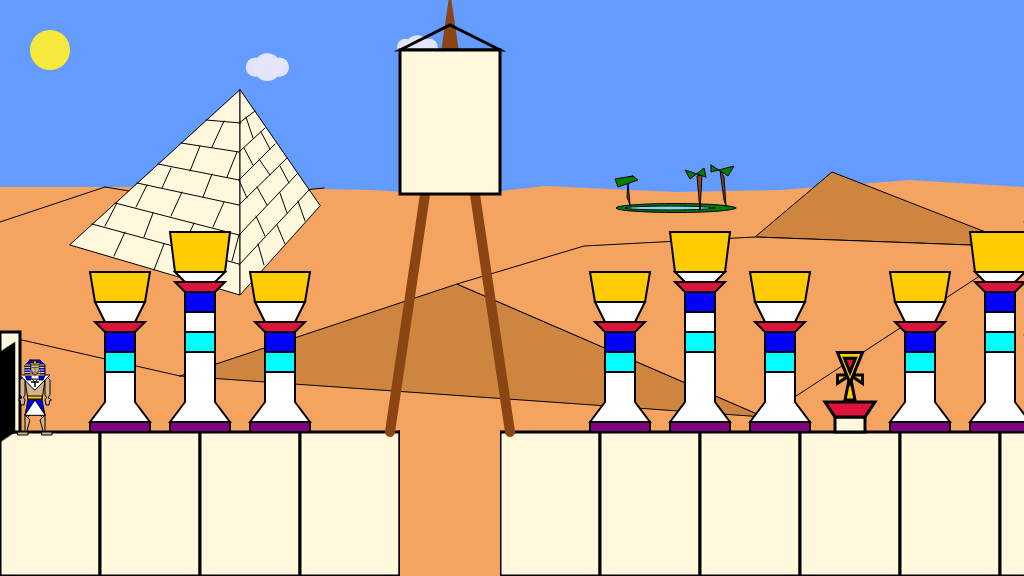
Frame 1 (no input)
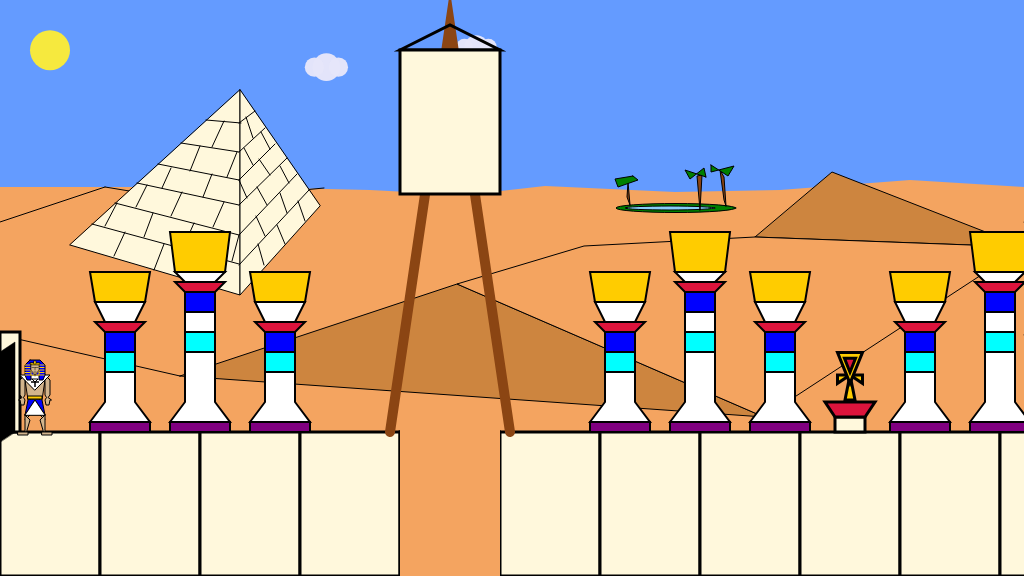
Frame 60 (no input)
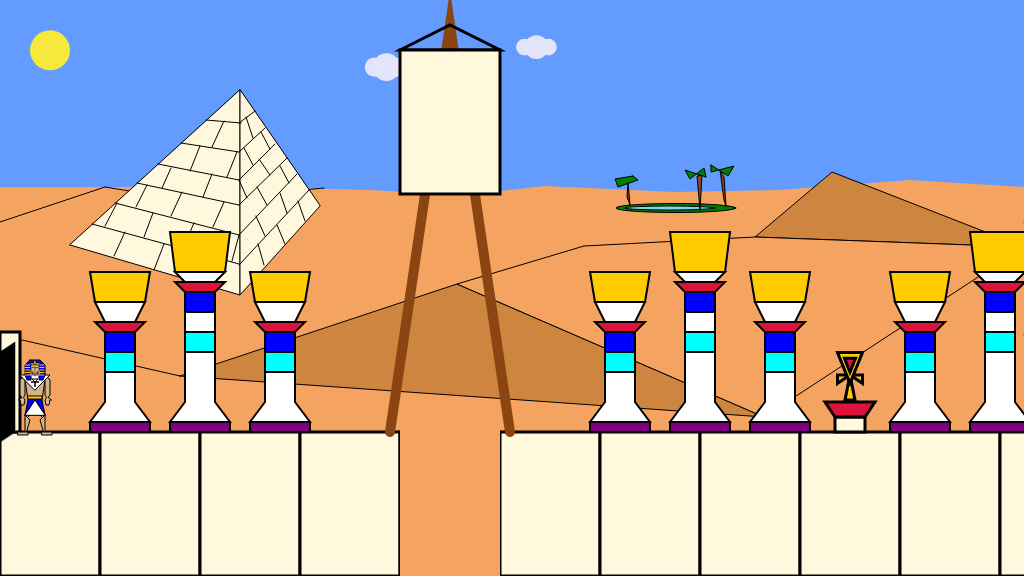
Frame 120 (the mouse pressed at the canvas centre since frame 60)

The p5.js sketch that drew these frames (run headless with seeded random() and noise() and a simulated clock; from frame 60 on, the mouse is pressed at the canvas centre):

// p5.js sketch
// ── sketch.js
/*

The Game Project

Part 5

*/

var floorPos_y;

var gameChar_x;
var gameCharAbs_x;
var gameChar_y;
var isLeft;
var isRight;
var isFalling;
var isJumping;
var isPlummeting;
var gameChar_verSpeed;
var gravity;
var scrollPos;

var levelWidth;

var treePos_X;
var treePos_y;

var canyon;
var collectable;

var mountain;
var cloud;
var sun;
var char;
var bg;

function setup()
{
    
createCanvas(1024, 576);
                                                   //Initial_values
floorPos_y = 432; 


isLeft = false;
isRight = false;
isFalling = false;
isJumping = false;
isPlummeting = false;
gameChar_verSpeed = 0;
gravity = 1.1;
scrollPos = 0;
levelWidth = 3000;       
    
                                                   //Character_start
gameCharAbs_x = 35;
gameChar_y = floorPos_y;

                                                    //Trees_(column)_position(s)
treePos_X = [200, 700, 1000, 1900, 2600];
treePos_y = floorPos_y;

                                                    //BG_Clouds_position(s)
cloud = [{pos_x: random(-levelWidth, levelWidth),
         pos_y: 25 + random(-10, 30),
         d: 26 + random(-5, 5),
         color: [230, 230, 250, 250]},
         {pos_x: random(width * 0.2, width * 0.8),
         pos_y: 25 + random(-10, 30),
         d: 26 + random(-5, 5),
         color: [230, 230, 250, 250]},
         {pos_x: random(-levelWidth, levelWidth),
         pos_y: 29 + random(-10, 30),
         d: 21 + random(-5, 5),
         color: [230, 230, 250, 250]},
         {pos_x: random(-levelWidth, levelWidth),
         pos_y: 21 + random(-10, 30),
         d: 25 + random(-5, 5),
         color: [230, 230, 250, 250]}];

                                                    //BG_Mountain_position(s)
mountain = {pos_x: 240,
            pos_y: 295};

                                                    //BG_Sun_position(s)
sun = {pos_x: 50,
       pos_y: 50,
       d: 5,
       color: [255, 239, 50, 240]};

                                                    //Canyon_position(s)
canyon = [{pos_x: 400,
          pos_y: floorPos_y,
          width: 100,
          br_height: 35,
          br_width: 10},
          {pos_x: 1200,
          pos_y: floorPos_y,
          width: 120,
          br_height: 35,
          br_width: 10},
          {pos_x: 1450,
          pos_y: floorPos_y,
          width: 150,
          br_height: 35,
          br_width: 10},
          {pos_x: 2200,
          pos_y: floorPos_y,
          width: 150,
          br_height: 35,
          br_width: 10}];

                                                    //Collectable_position(s)
collectable = [{pos_x: 850,
               pos_y: floorPos_y - 32,
               size: 50,
               isFound: false},
              {pos_x: canyon[1].pos_x + canyon[1].width + 70,
               pos_y: floorPos_y - 32,
               size: 50,
               isFound: false},
              {pos_x: levelWidth - 100,
               pos_y: floorPos_y - 32,
               size: 50,
               isFound: false}];

                                                    //Scenery_colours
bg = {col_sand_dark: [205, 133, 63],
      col_sand_light: [244, 164, 96],
      col_stone: [255, 248, 220],
      col_green: [0, 128, 0],
      col_blue: [135, 206, 250],
      col_brown: [139, 69, 19],
      col_sky: [100, 155, 255]};

                                                    //Character_colours
char = {col_skin: [210, 180, 140],
        col_cloth_1:[0, 0, 255],
        col_cloth_2:[255, 255, 255],
        col_accessories:[255, 204, 0]};
    
}
    

function draw()
{
//----------------------------------------------------------------------------------------------------BACKGROUND_START
                                                    //---Activate_BG_scroll---
    push();
    translate(scrollPos, 0);  
//--------------------------------------------------------------------------------------------------------------------
    
                                                    //---Draw_background---
    
	colour_sky();
    
    draw_sun();
        
    draw_desertBG();
    
    draw_clouds();
    
    draw_ground();
    
    draw_trees();
    
                                                    //---Canyon---
    
    isPlummeting = false;
    for (let i = 0 ; i < canyon.length ; i++)
        {
            draw_canyons(canyon[i]);
            check_canyons(canyon[i]);
            borders_canyons(canyon[i]);
        }
    
                                                    //---Collectables---
    
    for (let i = 0 ; i < collectable.length ; i++)
        {
            draw_collectables(collectable[i]);
            check_collectables(collectable[i]);
        }
    
    
    draw_entrance();
    
                                                    //---Stop_BG_scroll---
    pop();

//------------------------------------------------------------------------------------------------------BACKGROUND_END   

                                                    //---Absolute_Position---
    gameChar_x = gameCharAbs_x + scrollPos;    
                                                    //---Game_Character
    drawGameChar();

//--------------------------------------------------------------------------------------------------OVERLAPING_SCENERY
    
                                                    //---Entrance_Dark---
    
    draw_entranceEnter();

    

//-------------------------------------------------------------------------------------------------------------MOVEMENT

movement_horizontal();
movement_vertical();


//----------------------------------------------------------------------------------------------------------END_OF_DRAW

}

//------------------------------------------------------------------------------------------------------------FUNCTIONS

                                    //---Controls---

function keyPressed()
{
    if (keyCode == 39)
        {
            isRight = true;
            isLeft = false;
        }
    else if (keyCode == 37) 
        {
            isLeft = true;
            isRight = false;
        }
    else if ((keyCode == 32)&&(isFalling == false)&&(isJumping == false)&&(gameChar_x > 28))
        {
            isJumping = true;
            gameChar_y -= 5;
            gameChar_verSpeed = -18;
        }
}

function keyReleased()
{
    if (keyCode == 39){
        isRight = false;
    }
    else if (keyCode == 37){
        isLeft = false;
    }
    else if (keyCode == 32){
        isJumping = false;
    }
}


                                    //---Drawing_functions---

function drawGameChar()
{
                                            //---Walking_Right---

    
    if ((isRight == true)&(isFalling == false)&&(isJumping == false))
{
//--------------------------------------------------------------------------------------------------WALKNG_RIGHT_START
    
    //!---------WALKING_RIGHT_TORSO----------
    
    //push();
    fill(char.col_skin);
    stroke(0);
    strokeWeight(1);
    
    beginShape();
        vertex(gameChar_x - 10, gameChar_y - 57);
        vertex(gameChar_x - 10, gameChar_y - 52);
        vertex(gameChar_x - 7, gameChar_y - 32);
        vertex(gameChar_x + 7, gameChar_y - 32);
        vertex(gameChar_x + 10, gameChar_y - 52);
        vertex(gameChar_x + 10, gameChar_y - 57); 
    endShape(CLOSE); 
    //pop();
    
    
    
    //!--------WALKING_RIGHT_HANDS---------
    
    //----------WALKING_RIGHT_RightHand----------
    
    //push();
    fill(char.col_skin);
    stroke(0);
    strokeWeight(1);
    
    beginShape();
        vertex(gameChar_x + 10, gameChar_y - 57);
        vertex(gameChar_x + 10, gameChar_y - 52);
        vertex(gameChar_x + 25, gameChar_y - 52);
        vertex(gameChar_x + 20, gameChar_y - 57);
    endShape(CLOSE);
    
    beginShape();
        vertex(gameChar_x + 15, gameChar_y - 67);
        vertex(gameChar_x + 20, gameChar_y - 52);
        vertex(gameChar_x + 25, gameChar_y - 52);
    endShape(CLOSE);
    
    beginShape();
        vertex(gameChar_x + 15, gameChar_y - 67);
        vertex(gameChar_x + 24, gameChar_y - 67);
        vertex(gameChar_x + 24, gameChar_y - 68);
        vertex(gameChar_x + 15, gameChar_y - 68);
    endShape(CLOSE);
    
    //----------WALKING_RIGHT_LeftHand----------
    
    beginShape();
        vertex(gameChar_x - 10, gameChar_y - 57);
        vertex(gameChar_x - 10, gameChar_y - 52);
        vertex(gameChar_x - 20, gameChar_y - 52);
        vertex(gameChar_x - 25, gameChar_y - 57);
    endShape(CLOSE);
    
    beginShape();
        vertex(gameChar_x - 20, gameChar_y - 57);
        vertex(gameChar_x - 15, gameChar_y - 43);
        vertex(gameChar_x - 25, gameChar_y - 57);
    endShape(CLOSE);
    
    beginShape();
        vertex(gameChar_x - 15, gameChar_y - 42);
        vertex(gameChar_x - 24, gameChar_y - 42);
        vertex(gameChar_x - 24, gameChar_y - 43);
        vertex(gameChar_x - 15, gameChar_y - 43);
    endShape(CLOSE);
    
    //pop();
    
    
    
    //!---------WALKING_RIGHT_LEGS----------
    
    //----------WALKING_RIGHT_RightThigh----------
    
    //push();
    fill(char.col_skin);
    stroke(0);
    strokeWeight(1);
    
    beginShape();
        vertex(gameChar_x + 7, gameChar_y - 32);
        vertex(gameChar_x + 15, gameChar_y - 12);
        vertex(gameChar_x, gameChar_y - 32);
    endShape(CLOSE);
    
    //----------WALKING_RIGHT_RightShin----------
    
    beginShape();
        vertex(gameChar_x + 15, gameChar_y - 17);
        vertex(gameChar_x + 15, gameChar_y + 2);
        vertex(gameChar_x + 10, gameChar_y - 17);
    endShape(CLOSE);
    
    //----------WALKING_RIGHT_RightFeet----------
    
    beginShape();
        vertex(gameChar_x + 23, gameChar_y);
        vertex(gameChar_x + 23, gameChar_y + 3);
        vertex(gameChar_x + 13, gameChar_y + 3);
        vertex(gameChar_x + 13, gameChar_y);
    endShape(CLOSE);
    
    //----------WALKING_RIGHT_LeftThigh----------
    
    beginShape();
        vertex(gameChar_x, gameChar_y - 32);
        vertex(gameChar_x, gameChar_y - 12);
        vertex(gameChar_x - 7, gameChar_y - 32);
    endShape(CLOSE);
    
    //----------WALKING_RIGHT_LeftShin----------
    
    beginShape();
        vertex(gameChar_x, gameChar_y - 17);
        vertex(gameChar_x, gameChar_y - 12);
        vertex(gameChar_x - 15, gameChar_y + 2);
        vertex(gameChar_x - 5, gameChar_y - 17);
    endShape(CLOSE);
    
    //----------WALKING_RIGHT_LeftFeet----------
    
    rect(gameChar_x - 20 + 3, gameChar_y, 10,3);
    
    //pop();
    
    
    
    //!---------WALKING_RIGHT_CLOTHES----------
    
    //----------WALKING_RIGHT_Chestpiece----------
    
    //push();
    stroke(0);
    strokeWeight(1);
    fill(char.col_cloth_2);
    triangle(gameChar_x - 15, gameChar_y - 57,
                gameChar_x + 15, gameChar_y - 57,
                    gameChar_x, gameChar_y - 42);
    
    strokeWeight(1);
    stroke('Black');
    beginShape();
        vertex(gameChar_x - 3, gameChar_y - 53);
        vertex(gameChar_x + 3, gameChar_y - 53);
        vertex(gameChar_x, gameChar_y - 50);
        vertex(gameChar_x - 4, gameChar_y - 50);
        vertex(gameChar_x + 4, gameChar_y - 50);
        vertex(gameChar_x, gameChar_y - 50);
        vertex(gameChar_x, gameChar_y - 45)
        vertex(gameChar_x, gameChar_y - 50);
        vertex(gameChar_x - 3, gameChar_y - 53);
    endShape();
    
    //pop();
    
    //----------WALKING_RIGHT_Skirt----------
    
    push()
    stroke(0);
    strokeWeight(1);
    fill(char.col_cloth_1);
    
    beginShape();
        vertex(gameChar_x - 7, gameChar_y - 32);
        vertex(gameChar_x - 10, gameChar_y - 17);
        vertex(gameChar_x, gameChar_y - 32);
        vertex(gameChar_x + 15, gameChar_y - 17);
        vertex(gameChar_x + 7, gameChar_y - 32);
    endShape();
    
    fill(char.col_cloth_2);
    triangle(gameChar_x - 10, gameChar_y - 17,
                gameChar_x, gameChar_y - 32,
                    gameChar_x + 15, gameChar_y - 17);
    
    //pop();
    
    //----------WALKING_RIGHT_Belt-----------
    
    //push();
    stroke(0);
    strokeWeight(1);
    fill(char.col_accessories);
    rect(gameChar_x - 7, gameChar_y - 36, 14, 3);
    //pop();
    
    
    
    //!---------WALKING_RIGHT_HEAD----------
    
    //----------WALKING_RIGHT_Headress---------- 
    
    //push();
    fill(char.col_cloth_1);
    stroke(0);
    strokeWeight(1);
    
    beginShape();
        vertex(gameChar_x + 5, gameChar_y - 72);
        vertex(gameChar_x + 5, gameChar_y - 54);
        vertex(gameChar_x - 5, gameChar_y - 54);
        vertex(gameChar_x - 5, gameChar_y - 57);
        vertex(gameChar_x - 10, gameChar_y - 57);
        vertex(gameChar_x - 10, gameChar_y - 67);
        vertex(gameChar_x - 5, gameChar_y - 72);
    endShape(CLOSE);
    //pop();
    
    //push();
    stroke(char.col_accessories);
    strokeWeight(1);
    line(gameChar_x + 5, gameChar_y - 67, 
            gameChar_x - 10 + 1, gameChar_y - 67);
    line(gameChar_x + 5, gameChar_y - 67 + 2.5, 
            gameChar_x - 10 + 1, gameChar_y - 67 + 2.5);
    line(gameChar_x + 5, gameChar_y - 67 + 5, 
            gameChar_x - 10 + 1, gameChar_y - 67 + 5);
    line(gameChar_x + 5, gameChar_y - 67 + 7.5, 
            gameChar_x - 10 + 1, gameChar_y - 67 + 7.5);
    line(gameChar_x + 4, gameChar_y - 67 + 10, 
            gameChar_x - 5, gameChar_y - 67 + 10);
    //pop();
    

    //----------WALKING_RIGHT_Emblem----------
    push()
    fill(char.col_accessories);
    stroke(0);
    strokeWeight(0.5);
        
    rect(gameChar_x + 5 + 1, gameChar_y - 67 - 2 - 2, 1, 3);
    
    //----------WALKING_RIGHT_Crown----------
    
    beginShape();
        vertex(gameChar_x + 5 + 2, gameChar_y - 67 - 2);
        vertex(gameChar_x + 5 + 1, gameChar_y - 67);
        vertex(gameChar_x + 5, gameChar_y - 67);
        vertex(gameChar_x + 5, gameChar_y - 67 - 2);
    endShape(CLOSE);
    


    //----------WALKING_RIGHT_Face----------
    
    //push();
    fill(char.col_skin);
    stroke(0);
    strokeWeight(0.5);
    
    beginShape();
        vertex(gameChar_x + 5 , gameChar_y - 67);
        bezierVertex(gameChar_x + 5 + 3, gameChar_y - 67,
                        gameChar_x + 5 + 3, gameChar_y - 57,
                            gameChar_x + 5 + 3, gameChar_y - 62);
        bezierVertex(gameChar_x + 5 + 3, gameChar_y - 67,
                        gameChar_x + 5 + 3, gameChar_y - 57,
                            gameChar_x + 5 + 3, gameChar_y - 60);
        vertex(gameChar_x + 5, gameChar_y - 57);

    endShape(CLOSE);
    
    //----------WALKING_RIGHT_Eyes----------
    
    line(gameChar_x + 5 +  2, gameChar_y - 67 + 2.5, 
            gameChar_x + 5 + 1, gameChar_y - 67 + 2.5);
    line(gameChar_x + 5 +  1, gameChar_y - 67 + 2.5, 
            gameChar_x + 5 + 1, gameChar_y - 67 + 3);
    
    //----------WALKING_RIGHT_Nouse + Mouth----------
    
    line(gameChar_x + 5 + 3, gameChar_y - 60, 
            gameChar_x + 5 + 1, gameChar_y - 60);

    //----------WALKING_RIGHT_Beard----------
    
    strokeWeight(0.5);
    line(gameChar_x + 5 + 2, gameChar_y - 60,
            gameChar_x + 5 + 2, gameChar_y - 56);
    
//----------------------------------------------------------------------------------------------------WALKNG_RIGHT_END
}

                                        //---Walking_Left---
    
    else if ((isLeft == true)&(isFalling == false)&&(isJumping == false))
        
{
//---------------------------------------------------------------------------------------------------WALKNG_LEFT_START
    
    //!---------WALKING_LEFT_TORSO----------
    
    //push();
    fill(char.col_skin);
    stroke(0);
    strokeWeight(1);
    
    beginShape();
        vertex(gameChar_x - 10, gameChar_y - 57);
        vertex(gameChar_x - 10, gameChar_y - 52);
        vertex(gameChar_x - 7, gameChar_y - 32);
        vertex(gameChar_x + 7, gameChar_y - 32);
        vertex(gameChar_x + 10, gameChar_y - 52);
        vertex(gameChar_x + 10, gameChar_y - 57); 
    endShape(CLOSE); 
    //pop();
    
    
    
    //!--------WALKING_LEFT_HANDS---------
    
    //----------WALKING_LEFT_LeftHand----------
    
    //push();
    fill(char.col_skin);
    stroke(0);
    strokeWeight(1);
    
    beginShape();
        vertex(gameChar_x - 10, gameChar_y - 57);
        vertex(gameChar_x - 10, gameChar_y - 52);
        vertex(gameChar_x - 25, gameChar_y - 52);
        vertex(gameChar_x - 20, gameChar_y - 57);
    endShape(CLOSE);
    
    beginShape();
        vertex(gameChar_x - 15, gameChar_y - 67);
        vertex(gameChar_x - 20, gameChar_y - 52);
        vertex(gameChar_x - 25, gameChar_y - 52);
    endShape(CLOSE);
    
    beginShape();
        vertex(gameChar_x - 15, gameChar_y - 67);
        vertex(gameChar_x - 24, gameChar_y - 67);
        vertex(gameChar_x - 24, gameChar_y - 68);
        vertex(gameChar_x - 15, gameChar_y - 68);
    endShape(CLOSE);
    
    //----------WALKING_LEFT_RightHand----------
    
    beginShape();
        vertex(gameChar_x + 10, gameChar_y - 57);
        vertex(gameChar_x + 10, gameChar_y - 52);
        vertex(gameChar_x + 20, gameChar_y - 52);
        vertex(gameChar_x + 25, gameChar_y - 57);
    endShape(CLOSE);
    
    beginShape();
        vertex(gameChar_x + 20, gameChar_y - 57);
        vertex(gameChar_x + 15, gameChar_y - 43);
        vertex(gameChar_x + 25, gameChar_y - 57);
    endShape(CLOSE);
    
    beginShape();
        vertex(gameChar_x + 15, gameChar_y - 42);
        vertex(gameChar_x + 24, gameChar_y - 42);
        vertex(gameChar_x + 24, gameChar_y - 43);
        vertex(gameChar_x + 15, gameChar_y - 43);
    endShape(CLOSE);
    
    //pop();
    
    
    
    //!---------WALKING_LEFT_LEGS----------
    
    //----------WALKING_LEFT_LeftThigh----------
    
    //push();
    fill(char.col_skin);
    stroke(0);
    strokeWeight(1);
    
    beginShape();
        vertex(gameChar_x - 7, gameChar_y - 32);
        vertex(gameChar_x - 15, gameChar_y - 12);
        vertex(gameChar_x, gameChar_y - 32);
    endShape(CLOSE);
    
    //----------WALKING_LEFT_LeftShin----------
    
    beginShape();
        vertex(gameChar_x - 15, gameChar_y - 17);
        vertex(gameChar_x - 15, gameChar_y + 2);
        vertex(gameChar_x - 10, gameChar_y - 17);
    endShape(CLOSE);
    
    //----------WALKING_LEFT_LeftFeet----------
    
    beginShape();
        vertex(gameChar_x - 23, gameChar_y);
        vertex(gameChar_x - 23, gameChar_y + 3);
        vertex(gameChar_x - 13, gameChar_y + 3);
        vertex(gameChar_x - 13, gameChar_y);
    endShape(CLOSE);
    
    //----------WALKING_LEFT_RightThigh----------
    
    beginShape();
        vertex(gameChar_x, gameChar_y - 32);
        vertex(gameChar_x, gameChar_y - 12);
        vertex(gameChar_x + 7, gameChar_y - 32);
    endShape(CLOSE);
    
    //----------WALKING_LEFT_RightShin----------
    
    beginShape();
        vertex(gameChar_x, gameChar_y - 17);
        vertex(gameChar_x, gameChar_y - 12);
        vertex(gameChar_x + 15, gameChar_y + 2);
        vertex(gameChar_x + 5, gameChar_y - 17);
    endShape(CLOSE);
    
    //----------WALKING_LEFT_RightFeet----------
    
    rect(gameChar_x + 10 - 3, gameChar_y, 10,3);
    
    //pop();
    
    
    
    //!---------WALKING_LEFT_CLOTHES----------
    
    //----------WALKING_LEFT_Chestpiece----------
    
    //push();
    stroke(0);
    strokeWeight(1);
    fill(char.col_cloth_2);
    triangle(gameChar_x - 15, gameChar_y - 57,
                gameChar_x + 15, gameChar_y - 57,
                    gameChar_x, gameChar_y - 42);
    
    strokeWeight(1);
    stroke('Black');
    beginShape();
        vertex(gameChar_x - 3, gameChar_y - 53);
        vertex(gameChar_x + 3, gameChar_y - 53);
        vertex(gameChar_x, gameChar_y - 50);
        vertex(gameChar_x - 4, gameChar_y - 50);
        vertex(gameChar_x + 4, gameChar_y - 50);
        vertex(gameChar_x, gameChar_y - 50);
        vertex(gameChar_x, gameChar_y - 45)
        vertex(gameChar_x, gameChar_y - 50);
        vertex(gameChar_x - 3, gameChar_y - 53);
    endShape();
    
    //pop();
    
    //----------WALKING_LEFT_Skirt----------
    
    push()
    stroke(0);
    strokeWeight(1);
    fill(char.col_cloth_1);
    
    beginShape();
        vertex(gameChar_x - 7, gameChar_y - 32);
        vertex(gameChar_x - 15, gameChar_y - 17);
        vertex(gameChar_x, gameChar_y - 32);
        vertex(gameChar_x + 10, gameChar_y - 17);
        vertex(gameChar_x + 7, gameChar_y - 32);
    endShape();
    
    fill(char.col_cloth_2);
    triangle(gameChar_x - 15, gameChar_y - 17,
                gameChar_x, gameChar_y - 32,
                    gameChar_x + 10, gameChar_y - 17);
    
    //pop();
    
    //----------WALKING_LEFT_Belt-----------
    
    //push();
    stroke(0);
    strokeWeight(1);
    fill(char.col_accessories);
    rect(gameChar_x - 7, gameChar_y - 36, 14, 3);
    //pop();
    
    
    
    //!---------WALKING_LEFT_HEAD----------
    
    //----------WALKING_LEFT_Headress---------- 
    
    //push();
    fill(char.col_cloth_1);
    stroke(0);
    strokeWeight(1);
    
    beginShape();
        vertex(gameChar_x - 5, gameChar_y - 72);
        vertex(gameChar_x - 5, gameChar_y - 54);
        vertex(gameChar_x + 5, gameChar_y - 54);
        vertex(gameChar_x + 5, gameChar_y - 57);
        vertex(gameChar_x + 10, gameChar_y - 57);
        vertex(gameChar_x + 10, gameChar_y - 67);
        vertex(gameChar_x + 5, gameChar_y - 72);
    endShape(CLOSE);
    //pop();
    
    //push();
    stroke(char.col_accessories);
    strokeWeight(1);
    line(gameChar_x - 5, gameChar_y - 67, 
            gameChar_x + 10 - 1, gameChar_y - 67);
    line(gameChar_x - 5, gameChar_y - 67 + 2.5, 
            gameChar_x + 10 - 1, gameChar_y - 67 + 2.5);
    line(gameChar_x - 5, gameChar_y - 67 + 5, 
            gameChar_x + 10 - 1, gameChar_y - 67 + 5);
    line(gameChar_x - 5, gameChar_y - 67 + 7.5, 
            gameChar_x + 10 - 1, gameChar_y - 67 + 7.5);
    line(gameChar_x - 5, gameChar_y - 67 + 10, 
            gameChar_x + 5 - 1, gameChar_y - 67 + 10);
    //pop();
    

    //----------WALKING_LEFT_Emblem----------
    push()
    fill(char.col_accessories);
    stroke(0);
    strokeWeight(0.5);
        
    rect(gameChar_x - 5 - 2, gameChar_y - 67 - 2 - 2, 1, 3);
    
    //----------WALKING_LEFT_Crown----------
    
    beginShape();
        vertex(gameChar_x - 5 - 2, gameChar_y - 67 - 2);
        vertex(gameChar_x - 5 - 1, gameChar_y - 67);
        vertex(gameChar_x - 5, gameChar_y - 67);
        vertex(gameChar_x - 5, gameChar_y - 67 - 2);
    endShape(CLOSE);
    


    //----------WALKING_LEFT_Face----------
    
    //push();
    fill(char.col_skin);
    stroke(0);
    strokeWeight(0.5);
    
    beginShape();
        vertex(gameChar_x - 5 , gameChar_y - 67);
        bezierVertex(gameChar_x - 5 - 3, gameChar_y - 67,
                        gameChar_x - 5 - 3, gameChar_y - 57,
                            gameChar_x - 5 - 3, gameChar_y - 62);
        bezierVertex(gameChar_x - 5 - 3, gameChar_y - 67,
                        gameChar_x - 5 - 3, gameChar_y - 57,
                            gameChar_x - 5 - 3, gameChar_y - 60);
        vertex(gameChar_x - 5, gameChar_y - 57);

    endShape(CLOSE);
    
    //----------WALKING_LEFT_Eyes----------
    
    line(gameChar_x - 5 -  2, gameChar_y - 67 + 2.5, 
            gameChar_x - 5 - 1, gameChar_y - 67 + 2.5);
    line(gameChar_x - 5 -  1, gameChar_y - 67 + 2.5, 
            gameChar_x - 5 - 1, gameChar_y - 67 + 3);
    
    //----------WALKING_LEFT_Nouse + Mouth----------
    
    line(gameChar_x - 5 - 3, gameChar_y - 60, 
            gameChar_x - 5 - 1, gameChar_y - 60);

    //----------WALKING_LEFT_Beard----------
    
    strokeWeight(0.5);
    line(gameChar_x - 5 - 2, gameChar_y - 60,
            gameChar_x - 5 - 2, gameChar_y - 56);
    
//-----------------------------------------------------------------------------------------------------WALKNG_LEFT_END
}

                                        //---Jumping_Right---
    
    else if((isRight == true)&((isFalling == true) || (isJumping == true)))
    
{
//-------------------------------------------------------------------------------------------------JUMPING_RIGHT_START
    
    //!---------JUMPING_RIGHT_TORSO----------
    
    //push();
    fill(char.col_skin);
    stroke(0);
    strokeWeight(1);
    
    beginShape();
        vertex(gameChar_x - 10, gameChar_y - 57);
        vertex(gameChar_x - 10, gameChar_y - 52);
        vertex(gameChar_x - 7, gameChar_y - 32);
        vertex(gameChar_x + 7, gameChar_y - 32);
        vertex(gameChar_x + 10, gameChar_y - 52);
        vertex(gameChar_x + 10, gameChar_y - 57); 
    endShape(CLOSE); 
    //pop();
    
    
    
    //!--------JUMPING_RIGHT_HANDS---------
    
    //----------JUMPING_RIGHT_RightHand----------
    
    //push();
    fill(char.col_skin);
    stroke(0);
    strokeWeight(1);
    
    beginShape();
        vertex(gameChar_x + 10, gameChar_y - 57);
        vertex(gameChar_x + 10, gameChar_y - 52);
        vertex(gameChar_x + 20, gameChar_y - 52);
        vertex(gameChar_x + 15, gameChar_y - 57);
    endShape(CLOSE);
    
    beginShape();
        vertex(gameChar_x + 20, gameChar_y - 72);
        vertex(gameChar_x + 15, gameChar_y - 57);
        vertex(gameChar_x + 20, gameChar_y - 52);
    endShape(CLOSE);
    
    beginShape();
        vertex(gameChar_x + 17, gameChar_y - 74);
        vertex(gameChar_x + 20, gameChar_y - 72);
        vertex(gameChar_x + 24, gameChar_y - 77);
    endShape(CLOSE);
    
    //----------JUMPING_RIGHT_LeftHand----------
    
    beginShape();
        vertex(gameChar_x - 10, gameChar_y - 57);
        vertex(gameChar_x - 10, gameChar_y - 52);
        vertex(gameChar_x - 20, gameChar_y - 52);
        vertex(gameChar_x - 25, gameChar_y - 57);
    endShape(CLOSE);
    
    beginShape();
        vertex(gameChar_x - 20, gameChar_y - 57);
        vertex(gameChar_x - 15, gameChar_y - 43);
        vertex(gameChar_x - 25, gameChar_y - 57);
    endShape(CLOSE);
    
    beginShape();
        vertex(gameChar_x - 15, gameChar_y - 42);
        vertex(gameChar_x - 24, gameChar_y - 42);
        vertex(gameChar_x - 24, gameChar_y - 43);
        vertex(gameChar_x - 15, gameChar_y - 43);
    endShape(CLOSE);
    
    //pop();
    
    
    
    //!---------JUMPING_RIGHT_LEGS----------
    
    //----------JUMPING_RIGHT_RightThigh----------
    
    //push();
    fill(char.col_skin);
    stroke(0);
    strokeWeight(1);
    
    beginShape();
        vertex(gameChar_x - 7, gameChar_y - 32);
        vertex(gameChar_x, gameChar_y - 25);
        vertex(gameChar_x + 24, gameChar_y - 10);
        vertex(gameChar_x + 7, gameChar_y - 32);
    endShape(CLOSE);
    
    
    //----------JUMPING_RIGHT_RightFeet----------
    
    beginShape();
        vertex(gameChar_x + 22, gameChar_y - 8);
        vertex(gameChar_x + 24, gameChar_y - 8);
        vertex(gameChar_x + 24, gameChar_y - 18);
        vertex(gameChar_x + 22, gameChar_y - 18);
    endShape(CLOSE);
    
    //----------JUMPING_RIGHT_LeftThigh----------
    
    beginShape();
        vertex(gameChar_x - 7, gameChar_y - 32);
        vertex(gameChar_x - 10, gameChar_y - 12);
        vertex(gameChar_x + 5, gameChar_y - 32);
    endShape(CLOSE);
    
    //----------JUMPING_RIGHT_LeftShin----------
    
    beginShape();
        vertex(gameChar_x - 5, gameChar_y - 17);
        vertex(gameChar_x - 24, gameChar_y - 7);
        vertex(gameChar_x - 5, gameChar_y - 10);
    endShape(CLOSE);
    
    //----------JUMPING_RIGHT_LeftFeet----------
    
    beginShape();
        vertex(gameChar_x - 24, gameChar_y - 10);
        vertex(gameChar_x - 24, gameChar_y);
        vertex(gameChar_x - 21, gameChar_y);
        vertex(gameChar_x - 21, gameChar_y - 10);
    endShape(CLOSE);
    
    //pop();
    
    
    
    //!---------JUMPING_RIGHT_CLOTHES----------
    
    //----------JUMPING_RIGHT_Chestpiece----------
    
    //push();
    stroke(0);
    strokeWeight(1);
    fill(char.col_cloth_2);
    triangle(gameChar_x - 15, gameChar_y - 57,
                gameChar_x + 15, gameChar_y - 57,
                    gameChar_x, gameChar_y - 42);
    
    strokeWeight(1);
    stroke('Black');
    beginShape();
        vertex(gameChar_x - 3, gameChar_y - 53);
        vertex(gameChar_x + 3, gameChar_y - 53);
        vertex(gameChar_x, gameChar_y - 50);
        vertex(gameChar_x - 4, gameChar_y - 50);
        vertex(gameChar_x + 4, gameChar_y - 50);
        vertex(gameChar_x, gameChar_y - 50);
        vertex(gameChar_x, gameChar_y - 45)
        vertex(gameChar_x, gameChar_y - 50);
        vertex(gameChar_x - 3, gameChar_y - 53);
    endShape();
    
    //pop();
    
    //----------JUMPING_RIGHT_Skirt----------
    
    push()
    stroke(0);
    strokeWeight(1);
    fill(char.col_cloth_1);
    
    beginShape();
        vertex(gameChar_x - 7, gameChar_y - 32);
        vertex(gameChar_x - 10, gameChar_y - 23);
        vertex(gameChar_x, gameChar_y - 32);
        vertex(gameChar_x + 15, gameChar_y - 23);
        vertex(gameChar_x + 7, gameChar_y - 32);
    endShape();
    
    fill(char.col_cloth_2);
    triangle(gameChar_x - 10, gameChar_y - 22,
                gameChar_x, gameChar_y - 32,
                    gameChar_x + 15, gameChar_y - 23);
    
    //pop();
    
    //----------JUMPING_RIGHT_Belt-----------
    
    //push();
    stroke(0);
    strokeWeight(1);
    fill(char.col_accessories);
    rect(gameChar_x - 7, gameChar_y - 36, 14, 3);
    //pop();
    
    
    
    //!---------JUMPING_RIGHT_HEAD----------
    
    //----------JUMPING_RIGHT_Headress---------- 
    
    //push();
    fill(char.col_cloth_1);
    stroke(0);
    strokeWeight(1);
    
    beginShape();
        vertex(gameChar_x + 5, gameChar_y - 72);
        vertex(gameChar_x + 5, gameChar_y - 54);
        vertex(gameChar_x - 5, gameChar_y - 54);
        vertex(gameChar_x - 5, gameChar_y - 57);
        vertex(gameChar_x - 10, gameChar_y - 57);
        vertex(gameChar_x - 10, gameChar_y - 67);
        vertex(gameChar_x - 5, gameChar_y - 72);
    endShape(CLOSE);
    //pop();
    
    //push();
    stroke(char.col_accessories);
    strokeWeight(1);
    line(gameChar_x + 5, gameChar_y - 67, 
            gameChar_x - 10 + 1, gameChar_y - 67);
    line(gameChar_x + 5, gameChar_y - 67 + 2.5, 
            gameChar_x - 10 + 1, gameChar_y - 67 + 2.5);
    line(gameChar_x + 5, gameChar_y - 67 + 5, 
            gameChar_x - 10 + 1, gameChar_y - 67 + 5);
    line(gameChar_x + 5, gameChar_y - 67 + 7.5, 
            gameChar_x - 10 + 1, gameChar_y - 67 + 7.5);
    line(gameChar_x + 4, gameChar_y - 67 + 10, 
            gameChar_x - 5, gameChar_y - 67 + 10);
    //pop();
    

    //----------JUMPING_RIGHT_Emblem----------
    push()
    fill(char.col_accessories);
    stroke(0);
    strokeWeight(0.5);
        
    rect(gameChar_x + 5 + 1, gameChar_y - 67 - 2 - 2, 1, 3);
    
    //----------JUMPING_RIGHT_Crown----------
    
    beginShape();
        vertex(gameChar_x + 5 + 2, gameChar_y - 67 - 2);
        vertex(gameChar_x + 5 + 1, gameChar_y - 67);
        vertex(gameChar_x + 5, gameChar_y - 67);
        vertex(gameChar_x + 5, gameChar_y - 67 - 2);
    endShape(CLOSE);
    


    //----------JUMPING_RIGHT_Face----------
    
    //push();
    fill(char.col_skin);
    stroke(0);
    strokeWeight(0.5);
    
    beginShape();
        vertex(gameChar_x + 5 , gameChar_y - 67);
        bezierVertex(gameChar_x + 5 + 3, gameChar_y - 67,
                        gameChar_x + 5 + 3, gameChar_y - 57,
                            gameChar_x + 5 + 3, gameChar_y - 62);
        bezierVertex(gameChar_x + 5 + 3, gameChar_y - 67,
                        gameChar_x + 5 + 3, gameChar_y - 57,
                            gameChar_x + 5 + 3, gameChar_y - 60);
        vertex(gameChar_x + 5, gameChar_y - 57);

    endShape(CLOSE);
    
    //----------JUMPING_RIGHT_Eyes----------
    
    line(gameChar_x + 5 +  2, gameChar_y - 67 + 2.5, 
            gameChar_x + 5 + 1, gameChar_y - 67 + 2.5);
    line(gameChar_x + 5 +  1, gameChar_y - 67 + 2.5, 
            gameChar_x + 5 + 1, gameChar_y - 67 + 3);
    
    //----------JUMPING_RIGHT_Nouse + Mouth----------
    
    ellipse(gameChar_x + 5 + 2, gameChar_y - 60, 2,1);

    //----------JUMPING_RIGHT_Beard----------
    
    strokeWeight(0.5);
    line(gameChar_x + 5 + 2, gameChar_y - 60,
            gameChar_x + 5 + 2, gameChar_y - 56);

    
    
//---------------------------------------------------------------------------------------------------JUMPING_RIGHT_END
}

                                        //---Jumping_Left---
    
    else if ((isLeft == true)&((isFalling == true) || (isJumping == true))) 
{
    
//--------------------------------------------------------------------------------------------------JUMPING_LEFT_START
    
    //!---------JUMPING_LEFT_TORSO----------
    
    //push();
    fill(char.col_skin);
    stroke(0);
    strokeWeight(1);
    
    beginShape();
        vertex(gameChar_x - 10, gameChar_y - 57);
        vertex(gameChar_x - 10, gameChar_y - 52);
        vertex(gameChar_x - 7, gameChar_y - 32);
        vertex(gameChar_x + 7, gameChar_y - 32);
        vertex(gameChar_x + 10, gameChar_y - 52);
        vertex(gameChar_x + 10, gameChar_y - 57); 
    endShape(CLOSE); 
    //pop();
    
    
    
    //!--------JUMPING_LEFT_HANDS---------
    
    //----------JUMPING_LEFT_LeftHand----------
    
    //push();
    fill(char.col_skin);
    stroke(0);
    strokeWeight(1);
    
    beginShape();
        vertex(gameChar_x - 10, gameChar_y - 57);
        vertex(gameChar_x - 10, gameChar_y - 52);
        vertex(gameChar_x - 20, gameChar_y - 52);
        vertex(gameChar_x - 15, gameChar_y - 57);
    endShape(CLOSE);
    
    beginShape();
        vertex(gameChar_x - 20, gameChar_y - 72);
        vertex(gameChar_x - 15, gameChar_y - 57);
        vertex(gameChar_x - 20, gameChar_y - 52);
    endShape(CLOSE);
    
    beginShape();
        vertex(gameChar_x - 17, gameChar_y - 74);
        vertex(gameChar_x - 20, gameChar_y - 72);
        vertex(gameChar_x - 24, gameChar_y - 77);
    endShape(CLOSE);
    
    //----------JUMPING_LEFT_RightHand----------
    
    beginShape();
        vertex(gameChar_x + 10, gameChar_y - 57);
        vertex(gameChar_x + 10, gameChar_y - 52);
        vertex(gameChar_x + 20, gameChar_y - 52);
        vertex(gameChar_x + 25, gameChar_y - 57);
    endShape(CLOSE);
    
    beginShape();
        vertex(gameChar_x + 20, gameChar_y - 57);
        vertex(gameChar_x + 15, gameChar_y - 43);
        vertex(gameChar_x + 25, gameChar_y - 57);
    endShape(CLOSE);
    
    beginShape();
        vertex(gameChar_x + 15, gameChar_y - 42);
        vertex(gameChar_x + 24, gameChar_y - 42);
        vertex(gameChar_x + 24, gameChar_y - 43);
        vertex(gameChar_x + 15, gameChar_y - 43);
    endShape(CLOSE);
    
    //pop();
    
    
    
    //!---------JUMPING_LEFT_LEGS----------
    
    //----------JUMPING_LEFT_LeftThigh----------
    
    //push();
    fill(char.col_skin);
    stroke(0);
    strokeWeight(1);
    
    beginShape();
        vertex(gameChar_x + 7, gameChar_y - 32);
        vertex(gameChar_x, gameChar_y - 25);
        vertex(gameChar_x - 24, gameChar_y - 10);
        vertex(gameChar_x - 7, gameChar_y - 32);
    endShape(CLOSE);
    
    
    //----------JUMPING_LEFT_LeftFeet----------
    
    beginShape();
        vertex(gameChar_x - 22, gameChar_y - 8);
        vertex(gameChar_x - 24, gameChar_y - 8);
        vertex(gameChar_x - 24, gameChar_y - 18);
        vertex(gameChar_x - 22, gameChar_y - 18);
    endShape(CLOSE);
    
    //----------JUMPING_LEFT_RightThigh----------
    
    beginShape();
        vertex(gameChar_x + 7, gameChar_y - 32);
        vertex(gameChar_x + 10, gameChar_y - 12);
        vertex(gameChar_x - 5, gameChar_y - 32);
    endShape(CLOSE);
    
    //----------JUMPING_LEFT_RightShin----------
    
    beginShape();
        vertex(gameChar_x + 5, gameChar_y - 17);
        vertex(gameChar_x + 24, gameChar_y - 7);
        vertex(gameChar_x + 5, gameChar_y - 10);
    endShape(CLOSE);
    
    //----------JUMPING_LEFT_RightFeet----------
    
    beginShape();
        vertex(gameChar_x + 24, gameChar_y - 10);
        vertex(gameChar_x + 24, gameChar_y);
        vertex(gameChar_x + 21, gameChar_y);
        vertex(gameChar_x + 21, gameChar_y - 10);
    endShape(CLOSE);
    
    //pop();
    
    
    
    //!---------JUMPING_LEFT_CLOTHES----------
    
    //----------JUMPING_LEFT_Chestpiece----------
    
    //push();
    stroke(0);
    strokeWeight(1);
    fill(char.col_cloth_2);
    triangle(gameChar_x - 15, gameChar_y - 57,
                gameChar_x + 15, gameChar_y - 57,
                    gameChar_x, gameChar_y - 42);
    
    strokeWeight(1);
    stroke('Black');
    beginShape();
        vertex(gameChar_x - 3, gameChar_y - 53);
        vertex(gameChar_x + 3, gameChar_y - 53);
        vertex(gameChar_x, gameChar_y - 50);
        vertex(gameChar_x - 4, gameChar_y - 50);
        vertex(gameChar_x + 4, gameChar_y - 50);
        vertex(gameChar_x, gameChar_y - 50);
        vertex(gameChar_x, gameChar_y - 45)
        vertex(gameChar_x, gameChar_y - 50);
        vertex(gameChar_x - 3, gameChar_y - 53);
    endShape();
    
    //pop();
    
    //----------JUMPING_LEFT_Skirt----------
    
    push()
    stroke(0);
    strokeWeight(1);
    fill(char.col_cloth_1);
    
    beginShape();
        vertex(gameChar_x - 7, gameChar_y - 32);
        vertex(gameChar_x - 15, gameChar_y - 23);
        vertex(gameChar_x, gameChar_y - 32);
        vertex(gameChar_x + 10, gameChar_y - 23);
        vertex(gameChar_x + 7, gameChar_y - 32);
    endShape();
    
    fill(char.col_cloth_2);
    triangle(gameChar_x - 15, gameChar_y - 22,
                gameChar_x, gameChar_y - 32,
                    gameChar_x + 10, gameChar_y - 23);
    
    //pop();
    
    //----------JUMPING_LEFT_Belt-----------
    
    //push();
    stroke(0);
    strokeWeight(1);
    fill(char.col_accessories);
    rect(gameChar_x - 7, gameChar_y - 36, 14, 3);
    //pop();
    
    
    
    //!---------JUMPING_LEFT_HEAD----------
    
    //----------JUMPING_LEFT_Headress---------- 
    
    //push();
    fill(char.col_cloth_1);
    stroke(0);
    strokeWeight(1);
    
    beginShape();
        vertex(gameChar_x - 5, gameChar_y - 72);
        vertex(gameChar_x - 5, gameChar_y - 54);
        vertex(gameChar_x + 5, gameChar_y - 54);
        vertex(gameChar_x + 5, gameChar_y - 57);
        vertex(gameChar_x + 10, gameChar_y - 57);
        vertex(gameChar_x + 10, gameChar_y - 67);
        vertex(gameChar_x + 5, gameChar_y - 72);
    endShape(CLOSE);
    //pop();
    
    //push();
    stroke(char.col_accessories);
    strokeWeight(1);
    line(gameChar_x - 5, gameChar_y - 67, 
            gameChar_x + 10 - 1, gameChar_y - 67);
    line(gameChar_x - 5, gameChar_y - 67 + 2.5, 
            gameChar_x + 10 - 1, gameChar_y - 67 + 2.5);
    line(gameChar_x - 5, gameChar_y - 67 + 5, 
            gameChar_x + 10 - 1, gameChar_y - 67 + 5);
    line(gameChar_x - 5, gameChar_y - 67 + 7.5, 
            gameChar_x + 10 - 1, gameChar_y - 67 + 7.5);
    line(gameChar_x - 5, gameChar_y - 67 + 10, 
            gameChar_x + 5 - 1, gameChar_y - 67 + 10);
    //pop();
    

    //----------JUMPING_LEFT_Emblem----------
    push()
    fill(char.col_accessories);
    stroke(0);
    strokeWeight(0.5);
        
    rect(gameChar_x - 5 - 2, gameChar_y - 67 - 2 - 2, 1, 3);
    
    //----------JUMPING_LEFT_Crown----------
    
    beginShape();
        vertex(gameChar_x - 5 - 2, gameChar_y - 67 - 2);
        vertex(gameChar_x - 5 - 1, gameChar_y - 67);
        vertex(gameChar_x - 5, gameChar_y - 67);
        vertex(gameChar_x - 5, gameChar_y - 67 - 2);
    endShape(CLOSE);
    


    //----------JUMPING_LEFT_Face----------
    
    //push();
    fill(char.col_skin);
    stroke(0);
    strokeWeight(0.5);
    
    beginShape();
        vertex(gameChar_x - 5 , gameChar_y - 67);
        bezierVertex(gameChar_x - 5 - 3, gameChar_y - 67,
                        gameChar_x - 5 - 3, gameChar_y - 57,
                            gameChar_x - 5 - 3, gameChar_y - 62);
        bezierVertex(gameChar_x - 5 - 3, gameChar_y - 67,
                        gameChar_x - 5 - 3, gameChar_y - 57,
                            gameChar_x - 5 - 3, gameChar_y - 60);
        vertex(gameChar_x - 5, gameChar_y - 57);

    endShape(CLOSE);
    
    //----------JUMPING_LEFT_Eyes----------
    
    line(gameChar_x - 5 -  2, gameChar_y - 67 + 2.5, 
            gameChar_x - 5 - 1, gameChar_y - 67 + 2.5);
    line(gameChar_x - 5 -  1, gameChar_y - 67 + 2.5, 
            gameChar_x - 5 - 1, gameChar_y - 67 + 3);
    
    //----------JUMPING_LEFT_Nouse + Mouth----------
    
    ellipse(gameChar_x - 5 - 2, gameChar_y - 60, 2,1);


    //----------JUMPING_LEFT_Beard----------
    
    strokeWeight(0.5);
    line(gameChar_x - 5 - 2, gameChar_y - 60,
            gameChar_x - 5 - 2, gameChar_y - 56);

    
//----------------------------------------------------------------------------------------------------JUMPING_LEFT_END   
}

                                        //---Neutral_Jump---
    
else if ((isFalling == true) || (isJumping == true))    
{
    
//----------------------------------------------------------------------------------------------------JUMP_FRONT_START
    
    //!---------JUMP_FRONT_TORSO----------
    
    //push();
    fill(char.col_skin);
    stroke(0);
    strokeWeight(1);
    
    beginShape();
        vertex(gameChar_x - 10, gameChar_y - 57);
        vertex(gameChar_x - 10, gameChar_y - 52);
        vertex(gameChar_x - 7, gameChar_y - 32);
        vertex(gameChar_x + 7, gameChar_y - 32);
        vertex(gameChar_x + 10, gameChar_y - 52);
        vertex(gameChar_x + 10, gameChar_y - 57); 
    endShape(CLOSE); 
    //pop();
    
    
    
    //!--------JUMP_FRONT_HANDS---------
    
    //----------JUMP_FRONT_LeftHand----------
    
    //push();
    fill(char.col_skin);
    stroke(0);
    strokeWeight(1);
    
    beginShape();
        vertex(gameChar_x - 10, gameChar_y - 57);
        vertex(gameChar_x - 10, gameChar_y - 50);
        vertex(gameChar_x - 21, gameChar_y - 62);
        vertex(gameChar_x - 16, gameChar_y - 72);
        vertex(gameChar_x - 18, gameChar_y - 75);
        vertex(gameChar_x - 16, gameChar_y - 74);
        vertex(gameChar_x - 14, gameChar_y - 73);
        vertex(gameChar_x - 15, gameChar_y - 72);
        vertex(gameChar_x - 16, gameChar_y - 62);
    endShape(CLOSE);
    
    //----------JUMP_FRONT_RightHand----------
    
    beginShape();
        vertex(gameChar_x + 10, gameChar_y - 57);
        vertex(gameChar_x + 10, gameChar_y - 50);
        vertex(gameChar_x + 21, gameChar_y - 62);
        vertex(gameChar_x + 16, gameChar_y - 72);
        vertex(gameChar_x + 18, gameChar_y - 75);
        vertex(gameChar_x + 16, gameChar_y - 74);
        vertex(gameChar_x + 14, gameChar_y - 73);
        vertex(gameChar_x + 15, gameChar_y - 72);
        vertex(gameChar_x + 16, gameChar_y - 62);
    endShape(CLOSE);
    
    //pop();
    
    
    
    //!---------JUMP_FRONT_LEGS----------
    
    //----------JUMP_FRONT_LeftThigh----------
    
    //push();
    fill(char.col_skin);
    stroke(0);
    strokeWeight(1);
    
    beginShape();
        vertex(gameChar_x - 5, gameChar_y - 32);
        vertex(gameChar_x - 20, gameChar_y - 22);
        vertex(gameChar_x - 13, gameChar_y - 22);
        vertex(gameChar_x, gameChar_y - 32);
    endShape(CLOSE);
    
    //----------JUMP_FRONT_LeftShin----------
    
    beginShape();
        vertex(gameChar_x - 20, gameChar_y - 22);
        vertex(gameChar_x - 10, gameChar_y - 12);
        vertex(gameChar_x - 15, gameChar_y - 7);
        vertex(gameChar_x - 5, gameChar_y - 10);
        vertex(gameChar_x - 13, gameChar_y - 22);
    endShape(CLOSE);
    
    //----------JUMP_FRONT_LeftFeet----------
    
    beginShape();
        vertex(gameChar_x - 10, gameChar_y - 12);
        vertex(gameChar_x - 15, gameChar_y - 7);
        vertex(gameChar_x - 5, gameChar_y - 10);
    endShape(CLOSE);
    
    //----------JUMP_FRONT_RightThigh----------
       
    //push();
    fill(char.col_skin);
    stroke(0);
    strokeWeight(1);
    
    beginShape();
        vertex(gameChar_x + 5, gameChar_y - 32);
        vertex(gameChar_x + 20, gameChar_y - 22);
        vertex(gameChar_x + 13, gameChar_y - 22);
        vertex(gameChar_x, gameChar_y - 32);
    endShape(CLOSE);
    
    //----------JUMP_FRONT_LeftShin----------
    
    beginShape();
        vertex(gameChar_x + 20, gameChar_y - 22);
        vertex(gameChar_x + 10, gameChar_y - 12);
        vertex(gameChar_x + 15, gameChar_y - 7);
        vertex(gameChar_x + 5, gameChar_y - 10);
        vertex(gameChar_x + 13, gameChar_y - 22);
    endShape(CLOSE);
    
    //----------JUMP_FRONT_LeftFeet----------
    
    beginShape();
        vertex(gameChar_x + 10, gameChar_y - 12);
        vertex(gameChar_x + 15, gameChar_y - 7);
        vertex(gameChar_x + 5, gameChar_y - 10);
    endShape(CLOSE);
    
    //pop();
    
    
    
    //!---------JUMP_FRONT_CLOTHES----------
    
    //----------JUMP_FRONT_Chestpiece----------
    
    //push();
    stroke(0);
    strokeWeight(1);
    fill(char.col_cloth_2);

    beginShape();
        vertex(gameChar_x - 15, gameChar_y - 62);
        vertex(gameChar_x, gameChar_y - 45);
        vertex(gameChar_x + 15, gameChar_y - 62);
    endShape(CLOSE);
    
    strokeWeight(1);
    stroke('Black');
    beginShape();
        vertex(gameChar_x - 3, gameChar_y - 53 - 2);
        vertex(gameChar_x + 3, gameChar_y - 53 - 2);
        vertex(gameChar_x, gameChar_y - 50 - 2);
        vertex(gameChar_x - 3, gameChar_y - 50 - 2);
        vertex(gameChar_x + 3, gameChar_y - 50 - 2);
        vertex(gameChar_x, gameChar_y - 50 - 2);
        vertex(gameChar_x, gameChar_y - 45 - 4)
        vertex(gameChar_x, gameChar_y - 50 - 2);
        vertex(gameChar_x - 3, gameChar_y - 53 - 2);
    endShape();
    
    //pop();
    
    //----------JUMP_FRONT_Skirt----------
    
    push()
    stroke(0);
    strokeWeight(1);
    fill(char.col_cloth_1);
    
    beginShape();
        vertex(gameChar_x - 7, gameChar_y - 32);
        vertex(gameChar_x - 20, gameChar_y - 25);
        vertex(gameChar_x - 10, gameChar_y - 25);
        vertex(gameChar_x, gameChar_y - 32);
        vertex(gameChar_x + 10, gameChar_y - 25);
        vertex(gameChar_x + 20, gameChar_y - 25);
        vertex(gameChar_x + 7, gameChar_y - 32);
    endShape();
    
    fill(char.col_cloth_2);
    triangle(gameChar_x - 10, gameChar_y - 25,
                gameChar_x, gameChar_y - 32,
                    gameChar_x + 10, gameChar_y - 25);
    
    //pop();
    
    //----------JUMP_FRONT_Belt-----------
    
    //push();
    stroke(0);
    strokeWeight(1);
    fill(char.col_accessories);
    rect(gameChar_x - 7, gameChar_y - 36, 14, 3);
    //pop();
    
    
    
    //!---------JUMP_FRONT_HEAD----------
    
    //----------JUMP_FRONT_Headress---------- 
    
    //push();
    fill(char.col_cloth_1);
    stroke(0);
    strokeWeight(1);
    
    beginShape();
        vertex(gameChar_x - 5, gameChar_y - 72);
        vertex(gameChar_x - 10, gameChar_y - 67);
        vertex(gameChar_x - 10, gameChar_y - 57);
        vertex(gameChar_x - 10 + 2, gameChar_y - 52);
        vertex(gameChar_x - 5 + 1, gameChar_y - 52);
        vertex(gameChar_x - 5 + 1, gameChar_y - 57);
        vertex(gameChar_x - 5 + 1, gameChar_y - 67);
        vertex(gameChar_x - 5 + 1 - 1, gameChar_y - 67 - 2);
        vertex(gameChar_x + 5 - 1 + 1, gameChar_y - 67 - 2);
        vertex(gameChar_x + 5 - 1, gameChar_y - 67);
        vertex(gameChar_x + 5 - 1, gameChar_y - 57);
        vertex(gameChar_x + 5 - 1, gameChar_y - 52);
        vertex(gameChar_x + 10 - 2, gameChar_y - 52);
        vertex(gameChar_x + 10, gameChar_y - 57);
        vertex(gameChar_x + 10, gameChar_y - 67);
        vertex(gameChar_x + 5, gameChar_y - 72);
    endShape(CLOSE);
    //pop();
    
    //push();
    stroke(char.col_accessories);
    strokeWeight(1);
    line(gameChar_x - 10, gameChar_y - 67, 
            gameChar_x - 5, gameChar_y - 67);
    line(gameChar_x - 10, gameChar_y - 67 + 2.5, 
            gameChar_x - 5, gameChar_y - 67 + 2.5);
    line(gameChar_x - 10, gameChar_y - 67 + 5, 
            gameChar_x - 5, gameChar_y - 67 + 5);
    line(gameChar_x - 10, gameChar_y - 67 + 7.5, 
            gameChar_x - 5, gameChar_y - 67 + 7.5);
    line(gameChar_x - 10, gameChar_y - 67 + 10, 
            gameChar_x - 5, gameChar_y - 67 + 10);
    
    line(gameChar_x + 10 - 1, gameChar_y - 67, 
            gameChar_x + 5 - 1, gameChar_y - 67);
    line(gameChar_x + 10 - 1, gameChar_y - 67 + 2.5, 
            gameChar_x + 5 - 1, gameChar_y - 67 + 2.5);
    line(gameChar_x + 10 - 1, gameChar_y - 67 + 5, 
            gameChar_x + 5 - 1, gameChar_y - 67 + 5);
    line(gameChar_x + 10 - 1, gameChar_y - 67 + 7.5, 
            gameChar_x + 5 - 1, gameChar_y - 67 + 7.5);
    line(gameChar_x + 10 - 1, gameChar_y - 67 + 10, 
            gameChar_x + 5 - 1, gameChar_y - 67 + 10);
    //pop();
    
    //----------JUMP_FRONT_Backside (darker tone)----------
    
    fill(char.col_cloth_1);
    strokeWeight(1);
    beginShape();
        vertex(gameChar_x - 5 + 1, gameChar_y - 57);
        vertex(gameChar_x - 5 + 1, gameChar_y - 62);
        vertex(gameChar_x, gameChar_y - 57);
        vertex(gameChar_x + 5 - 1, gameChar_y - 62);
        vertex(gameChar_x + 5 - 1, gameChar_y - 57); 
    endShape(CLOSE);
    
    //----------JUMP_FRONT_Crown----------
    
    push()
    fill(char.col_accessories);
    stroke(0);
    strokeWeight(0.5);
    
    beginShape();
        vertex(gameChar_x - 5 + 1 - 1, gameChar_y - 67 - 2);
        vertex(gameChar_x - 5 + 1, gameChar_y - 67);
        vertex(gameChar_x + 5 - 1, gameChar_y - 67);
        vertex(gameChar_x + 5 - 1 + 1, gameChar_y - 67 - 2);
    endShape(CLOSE);
    
    //----------JUMP_FRONT_Emblem----------
    
    rect(gameChar_x-1, gameChar_y - 67 - 2 - 2, 2, 3);
    

    
    //----------JUMP_FRONT_Face----------
    
    //push();
    fill(char.col_skin);
    stroke(0);
    strokeWeight(0.5);
    
    beginShape();
        vertex(gameChar_x - 5 + 1, gameChar_y - 67);
        vertex(gameChar_x - 5 + 1, gameChar_y - 62);
        vertex(gameChar_x, gameChar_y - 57);
        vertex(gameChar_x + 5 - 1, gameChar_y - 62);
        vertex(gameChar_x + 5 - 1, gameChar_y - 67);
    endShape(CLOSE);
    
    //----------JUMP_FRONT_Eyes----------
    
    line(gameChar_x - 3, gameChar_y - 67 + 2.5, 
            gameChar_x - 1, gameChar_y - 67 + 2.5);
    
    line(gameChar_x - 2, gameChar_y - 67 + 2.5, 
            gameChar_x - 2, gameChar_y - 67 + 3);
    
    line(gameChar_x + 3, gameChar_y - 67 + 2.5, 
            gameChar_x, gameChar_y - 67 + 2.5);
    
    line(gameChar_x + 2, gameChar_y - 67 + 2.5, 
            gameChar_x + 2, gameChar_y - 67 + 3);
    
    
    //----------JUMP_FRONT_Nouse + Mouth----------
    
    line(gameChar_x, gameChar_y - 67 + 2.5, 
            gameChar_x, gameChar_y - 62);
    ellipse(gameChar_x, gameChar_y - 60, 3, 1);

    //----------JUMP_FRONT_Beard----------
    
    strokeWeight(0.5);
    line(gameChar_x, gameChar_y - 58,
            gameChar_x, gameChar_y - 56);

    
//------------------------------------------------------------------------------------------------------JUMP_FRONT_END
}
    
                                        //---Standing_Still---    
else
{
    
//---------------------------------------------------------------------------------------------------STAND_FRONT_START
    
    //!---------STAND_FRONT_TORSO----------
    
    //push();
    fill(char.col_skin);
    stroke(0);
    strokeWeight(1);
    
    beginShape();
        vertex(gameChar_x - 10, gameChar_y - 57);
        vertex(gameChar_x - 10, gameChar_y - 52);
        vertex(gameChar_x - 7, gameChar_y - 32);
        vertex(gameChar_x + 7, gameChar_y - 32);
        vertex(gameChar_x + 10, gameChar_y - 52);
        vertex(gameChar_x + 10, gameChar_y - 57); 
    endShape(CLOSE); 
    //pop();
    
    
    
    //!--------STAND_FRONT_HANDS---------
    
    //----------STAND_FRONT_LeftHand----------
    
    //push();
    fill(char.col_skin);
    stroke(0);
    strokeWeight(1);
    
    beginShape();
        vertex(gameChar_x - 10, gameChar_y - 57);
        vertex(gameChar_x - 10, gameChar_y - 37);
        vertex(gameChar_x - 10 - 1.5, gameChar_y - 37 + 2.5);
        vertex(gameChar_x - 10, gameChar_y - 37 + 5);
        vertex(gameChar_x - 10 - 1, gameChar_y - 27);
        vertex(gameChar_x - 15 + 1, gameChar_y - 27);
        vertex(gameChar_x - 15, gameChar_y - 37 + 5);
        vertex(gameChar_x - 15 - 1.5, gameChar_y - 37 + 5);
        vertex(gameChar_x - 15 + 2, gameChar_y - 37 + 2.5);
        vertex(gameChar_x - 15, gameChar_y - 37);
        vertex(gameChar_x - 15, gameChar_y - 52);
    endShape(CLOSE);
    
    //----------STAND_FRONT_RightHand----------
    
    beginShape();
        vertex(gameChar_x + 10, gameChar_y - 57);
        vertex(gameChar_x + 10, gameChar_y - 37);
        vertex(gameChar_x + 10 + 1.5, gameChar_y - 37 + 2.5);
        vertex(gameChar_x + 10, gameChar_y - 37 + 5);
        vertex(gameChar_x + 10 + 1, gameChar_y - 27);
        vertex(gameChar_x + 15 - 1, gameChar_y - 27);
        vertex(gameChar_x + 15, gameChar_y - 37 + 5);
        vertex(gameChar_x + 15 + 1.5, gameChar_y - 37 + 5);
        vertex(gameChar_x + 15 - 2, gameChar_y - 37 + 2.5);
        vertex(gameChar_x + 15, gameChar_y - 37);
        vertex(gameChar_x + 15, gameChar_y - 52);
    endShape(CLOSE);
    
    //pop();
    
    
    
    //!---------STAND_FRONT_LEGS----------
    
    //----------STAND_FRONT_LeftThigh----------
    
    //push();
    fill(char.col_skin);
    stroke(0);
    strokeWeight(1);
    
    beginShape();
        vertex(gameChar_x - 5, gameChar_y - 32);
        vertex(gameChar_x - 10, gameChar_y - 12);
        vertex(gameChar_x - 5, gameChar_y - 17);
        vertex(gameChar_x, gameChar_y - 32);
    endShape(CLOSE);
    
    //----------STAND_FRONT_LeftShin----------
    
    beginShape();
        vertex(gameChar_x - 10, gameChar_y - 17);
        vertex(gameChar_x - 10 + 5, gameChar_y - 17 + 5);
        vertex(gameChar_x - 10 + 1.5, gameChar_y);
        vertex(gameChar_x - 10, gameChar_y);
    endShape(CLOSE);
    
    //----------STAND_FRONT_LeftFeet----------
    
    rect(gameChar_x - 10 - 7, gameChar_y, 10,3);
    
    //----------STAND_FRONT_RightThigh----------
    
    beginShape();
        vertex(gameChar_x + 5, gameChar_y - 32);
        vertex(gameChar_x + 10, gameChar_y - 12);
        vertex(gameChar_x + 5, gameChar_y - 17);
        vertex(gameChar_x, gameChar_y - 32);
    endShape(CLOSE);
    
    //----------STAND_FRONT_RightShin----------
    
    beginShape();
        vertex(gameChar_x + 10, gameChar_y - 17);
        vertex(gameChar_x + 10 - 5, gameChar_y - 17 + 5);
        vertex(gameChar_x + 10 - 1.5, gameChar_y);
        vertex(gameChar_x + 10, gameChar_y);
    endShape(CLOSE);
    
    //----------STAND_FRONT_RightFeet----------
    
    rect(gameChar_x + 10 - 3, gameChar_y, 10,3);
    
    //pop();
    
    
    
    //!---------STAND_FRONT_CLOTHES----------
    
    //----------STAND_FRONT_Chestpiece----------
    
    //push();
    stroke(0);
    strokeWeight(1);
    fill(char.col_cloth_2);
    triangle(gameChar_x - 15, gameChar_y - 57,
                gameChar_x + 15, gameChar_y - 57,
                    gameChar_x, gameChar_y - 42);
    
    strokeWeight(1);
    stroke('Black');
    beginShape();
        vertex(gameChar_x - 3, gameChar_y - 53);
        vertex(gameChar_x + 3, gameChar_y - 53);
        vertex(gameChar_x, gameChar_y - 50);
        vertex(gameChar_x - 4, gameChar_y - 50);
        vertex(gameChar_x + 4, gameChar_y - 50);
        vertex(gameChar_x, gameChar_y - 50);
        vertex(gameChar_x, gameChar_y - 45)
        vertex(gameChar_x, gameChar_y - 50);
        vertex(gameChar_x - 3, gameChar_y - 53);
    endShape();
    
    //pop();
    
    //----------STAND_FRONT_Skirt----------
    
    push()
    stroke(0);
    strokeWeight(1);
    fill(char.col_cloth_1);
    
    beginShape();
        vertex(gameChar_x - 7, gameChar_y - 32);
        vertex(gameChar_x - 10, gameChar_y - 17);
        vertex(gameChar_x, gameChar_y - 32);
        vertex(gameChar_x + 10, gameChar_y - 17);
        vertex(gameChar_x + 7, gameChar_y - 32);
    endShape();
    
    fill(char.col_cloth_2);
    triangle(gameChar_x - 10, gameChar_y - 17,
                gameChar_x, gameChar_y - 32,
                    gameChar_x + 10, gameChar_y - 17);
    
    //pop();
    
    //----------STAND_FRONT_Belt-----------
    
    //push();
    stroke(0);
    strokeWeight(1);
    fill(char.col_accessories);
    rect(gameChar_x - 7, gameChar_y - 36, 14, 3);
    //pop();
    
    
    
    //!---------STAND_FRONT_HEAD----------
    
    //----------STAND_FRONT_Headress---------- 
    
    //push();
    fill(char.col_cloth_1);
    stroke(0);
    strokeWeight(1);
    
    beginShape();
        vertex(gameChar_x - 5, gameChar_y - 72);
        vertex(gameChar_x - 10, gameChar_y - 67);
        vertex(gameChar_x - 10, gameChar_y - 57);
        vertex(gameChar_x - 10 + 2, gameChar_y - 52);
        vertex(gameChar_x - 5 + 1, gameChar_y - 52);
        vertex(gameChar_x - 5 + 1, gameChar_y - 57);
        vertex(gameChar_x - 5 + 1, gameChar_y - 67);
        vertex(gameChar_x - 5 + 1 - 1, gameChar_y - 67 - 2);
        vertex(gameChar_x + 5 - 1 + 1, gameChar_y - 67 - 2);
        vertex(gameChar_x + 5 - 1, gameChar_y - 67);
        vertex(gameChar_x + 5 - 1, gameChar_y - 57);
        vertex(gameChar_x + 5 - 1, gameChar_y - 52);
        vertex(gameChar_x + 10 - 2, gameChar_y - 52);
        vertex(gameChar_x + 10, gameChar_y - 57);
        vertex(gameChar_x + 10, gameChar_y - 67);
        vertex(gameChar_x + 5, gameChar_y - 72);
    endShape(CLOSE);
    //pop();
    
    //push();
    stroke(char.col_accessories);
    strokeWeight(1);
    line(gameChar_x - 10, gameChar_y - 67, 
            gameChar_x - 5, gameChar_y - 67);
    line(gameChar_x - 10, gameChar_y - 67 + 2.5, 
            gameChar_x - 5, gameChar_y - 67 + 2.5);
    line(gameChar_x - 10, gameChar_y - 67 + 5, 
            gameChar_x - 5, gameChar_y - 67 + 5);
    line(gameChar_x - 10, gameChar_y - 67 + 7.5, 
            gameChar_x - 5, gameChar_y - 67 + 7.5);
    line(gameChar_x - 10, gameChar_y - 67 + 10, 
            gameChar_x - 5, gameChar_y - 67 + 10);
    
    line(gameChar_x + 10 - 1, gameChar_y - 67, 
            gameChar_x + 5 - 1, gameChar_y - 67);
    line(gameChar_x + 10 - 1, gameChar_y - 67 + 2.5, 
            gameChar_x + 5 - 1, gameChar_y - 67 + 2.5);
    line(gameChar_x + 10 - 1, gameChar_y - 67 + 5, 
            gameChar_x + 5 - 1, gameChar_y - 67 + 5);
    line(gameChar_x + 10 - 1, gameChar_y - 67 + 7.5, 
            gameChar_x + 5 - 1, gameChar_y - 67 + 7.5);
    line(gameChar_x + 10 - 1, gameChar_y - 67 + 10, 
            gameChar_x + 5 - 1, gameChar_y - 67 + 10);
    //pop();
    
    //----------STAND_FRONT_Backside (darker tone)----------
    
    fill(char.col_cloth_1);
    strokeWeight(1);
    beginShape();
        vertex(gameChar_x - 5 + 1, gameChar_y - 57);
        vertex(gameChar_x - 5 + 1, gameChar_y - 62);
        vertex(gameChar_x, gameChar_y - 57);
        vertex(gameChar_x + 5 - 1, gameChar_y - 62);
        vertex(gameChar_x + 5 - 1, gameChar_y - 57); 
    endShape(CLOSE);
    
    //----------STAND_FRONT_Crown----------
    
    push()
    fill(char.col_accessories);
    stroke(0);
    strokeWeight(0.5);
    
    beginShape();
        vertex(gameChar_x - 5 + 1 - 1, gameChar_y - 67 - 2);
        vertex(gameChar_x - 5 + 1, gameChar_y - 67);
        vertex(gameChar_x + 5 - 1, gameChar_y - 67);
        vertex(gameChar_x + 5 - 1 + 1, gameChar_y - 67 - 2);
    endShape(CLOSE);
    
    //----------STAND_FRONT_Emblem----------
    
    rect(gameChar_x - 1,
         gameChar_y - 67 - 2 - 2,
         2,
         3);
    

    
    //----------STAND_FRONT_Face----------
    
    //push();
    fill(char.col_skin);
    stroke(0);
    strokeWeight(0.5);
    
    beginShape();
        vertex(gameChar_x - 5 + 1,
               gameChar_y - 67);
        vertex(gameChar_x - 5 + 1,
               gameChar_y - 62);
        vertex(gameChar_x,
               gameChar_y - 57);
        vertex(gameChar_x + 5 - 1,
               gameChar_y - 62);
        vertex(gameChar_x + 5 - 1,
               gameChar_y - 67);
    endShape(CLOSE);
    
    //----------STAND_FRONT_Eyes----------
    
    line(gameChar_x - 3,
         gameChar_y - 67 + 2.5,
         gameChar_x - 1,
         gameChar_y - 67 + 2.5);
    line(gameChar_x + 3,
         gameChar_y - 67 + 2.5,
         gameChar_x,
         gameChar_y - 67 + 2.5); 
    
    //----------STAND_FRONT_Nouse + Mouth----------
    
    line(gameChar_x,
         gameChar_y - 67 + 2.5, 
         gameChar_x,
         gameChar_y - 62);
    line(gameChar_x - 1,
         gameChar_y - 60,
         gameChar_x + 1,
         gameChar_y - 60);

    //----------STAND_FRONT_Beard----------
    
    strokeWeight(0.5);
    line(gameChar_x, gameChar_y - 58,
            gameChar_x, gameChar_y - 56);
    
//-----------------------------------------------------------------------------------------------------STAND_FRONT_END
}
}

function colour_sky()
{
    background(bg.col_sky); 
}

function draw_sun()
{
    //Draw and Colour Sun
    noStroke(); 
    fill(sun.color);
    
    ellipse(sun.pos_x, sun.pos_y, sun.d * 8);
    
    //---Sun_movement
    sun.pos_y = 50 + frameCount / 360
}

function draw_desertBG()
{
    for (let i = 0 ; i < round(levelWidth/width, 0) ; i++)
    {
        noStroke();
        strokeWeight(1);
        fill(bg.col_sand_light);

        beginShape();
            vertex(0 + (i * width), 187);
            vertex(240 + (i * width), 187);
            vertex(370 + (i * width), 190);
            vertex(465 + (i * width), 195);
            vertex(545 + (i * width), 186);
            vertex(675 + (i * width), 192);
            vertex(780 + (i * width), 190);
            vertex(910 + (i * width), 180);
            vertex(width + (i * width), 187);
            vertex(width + (i * width), height);
            vertex(0 + (i * width), height);
        endShape(CLOSE);

        stroke(0);
        line(0 + (i * width), 222, 105 + (i * width), 187);
        line(105 + (i * width), 187, 190 + (i * width), 201);
        line(190 + (i * width), 201, 324 + (i * width), 188);
        line(0 + (i * width), 335, 180 + (i * width), 376);    


        fill(bg.col_sand_dark);
        beginShape();
            vertex(755 + (i * width), 237);
            vertex(832 + (i * width), 172);
            vertex(width + (i * width), 247);
        endShape(CLOSE);

        beginShape();
            vertex(180 + (i * width), 376);
            vertex(457 + (i * width), 284);
            vertex(764 + (i * width), 417);
        endShape(CLOSE);

        fill(bg.col_sand_light);
        beginShape();
            vertex(764 + (i * width), 417);
            vertex(457 + (i * width), 284);
            vertex(584 + (i * width), 246);
            vertex(755 + (i * width), 237);
            vertex(width + (i * width), 247);
        endShape(CLOSE);



        //---Oasis
        strokeWeight(1);
        stroke(0);

        fill(bg.col_green);
        ellipse(676 + (i * width), 208, 120, 9);

        fill(bg.col_blue);
        ellipse(670 + (i * width), 208, 90, 4);

        //---BG_TreeTrunk#1

        fill(bg.col_brown);
        beginShape();
            vertex(726 + (i * width), 206);
            vertex(724 + (i * width), 200);
            vertex(720 + (i * width), 170);
            vertex(724 + (i * width), 177);
        endShape(CLOSE);

        //---BG_TreeTrunk#2
        beginShape();
            vertex(700 + (i * width), 210);
            vertex(697 + (i * width), 176);
            vertex(702 + (i * width), 175);
        endShape(CLOSE);

        //---BG_TreeTrunk#3
        beginShape();
            vertex(630 + (i * width), 205);
            vertex(627 + (i * width), 197);
            vertex(628 + (i * width), 182);
        endShape(CLOSE);

        //---BG_TreeCanopy#1
        fill(bg.col_green);

        beginShape();
            vertex(711 + (i * width), 165);
            vertex(728 + (i * width), 176);
            vertex(734 + (i * width), 166);
            vertex(711 + (i * width), 172);
        endShape(CLOSE);

        //---BG_TreeCanopy#2
        beginShape();
            vertex(706 + (i * width), 177);
            vertex(704 + (i * width), 168);
            vertex(690 + (i * width), 179);
            vertex(685 + (i * width), 170);
        endShape(CLOSE);

        //---BG_TreeCanopy#3
        beginShape();
            vertex(633 + (i * width), 176);
            vertex(638 + (i * width), 180);
            vertex(618 + (i * width), 187);
            vertex(615 + (i * width), 179);
        endShape(CLOSE);

        //---Pyramid_(Mountain)---
        strokeWeight(1);
        fill(bg.col_stone);
        beginShape(TRIANGLES);
            vertex(mountain.pos_x - 170 + (i * width), mountain.pos_y - 50);
            vertex(mountain.pos_x + (i * width), mountain.pos_y);
            vertex(mountain.pos_x + (i * width), mountain.pos_y - 205);
            vertex(mountain.pos_x + 80 + (i * width), mountain.pos_y - 89);
            vertex(mountain.pos_x + (i * width), mountain.pos_y);
            vertex(mountain.pos_x + (i * width), mountain.pos_y - 205);
        endShape(CLOSE);

        line(mountain.pos_x - 148 + (i * width), mountain.pos_y - 71,
                mountain.pos_x - 1 + (i * width), mountain.pos_y - 31);
        line(mountain.pos_x - 125 + (i * width), mountain.pos_y - 92,
                mountain.pos_x - 1 + (i * width), mountain.pos_y - 60);
        line(mountain.pos_x - 103 + (i * width), mountain.pos_y - 112,
                mountain.pos_x - 1 + (i * width), mountain.pos_y - 90);
        line(mountain.pos_x - 82 + (i * width), mountain.pos_y - 131,
                mountain.pos_x - 1 + (i * width), mountain.pos_y - 115);
        line(mountain.pos_x - 59 + (i * width), mountain.pos_y - 152,
                mountain.pos_x - 1 + (i * width), mountain.pos_y - 143);
        line(mountain.pos_x - 34 + (i * width), mountain.pos_y - 175,
                mountain.pos_x + 1 + (i * width), mountain.pos_y - 172);
        line(mountain.pos_x - 1 + (i * width), mountain.pos_y - 172,
                mountain.pos_x + 15 + (i * width), mountain.pos_y - 184);
        line(mountain.pos_x - 1 + (i * width), mountain.pos_y - 143,
                mountain.pos_x + 25 + (i * width), mountain.pos_y - 167);
        line(mountain.pos_x - 1 + (i * width), mountain.pos_y - 115,
                mountain.pos_x + 35 + (i * width), mountain.pos_y - 151);
        line(mountain.pos_x - 1 + (i * width), mountain.pos_y - 90,
                mountain.pos_x + 47 + (i * width), mountain.pos_y - 137);
        line(mountain.pos_x - 1 + (i * width), mountain.pos_y - 60,
                mountain.pos_x + 57 + (i * width), mountain.pos_y - 121);
        line(mountain.pos_x - 1 + (i * width), mountain.pos_y - 30,
                mountain.pos_x + 69 + (i * width), mountain.pos_y - 105);

        line(mountain.pos_x - 115 + (i * width), mountain.pos_y - 63,
                mountain.pos_x - 126 + (i * width), mountain.pos_y - 39);
        line(mountain.pos_x - 76 + (i * width), mountain.pos_y - 51,
                mountain.pos_x - 86 + (i * width), mountain.pos_y - 25);
        line(mountain.pos_x - 35 + (i * width), mountain.pos_y - 39,
                mountain.pos_x - 44 + (i * width), mountain.pos_y - 15);
        line(mountain.pos_x - 123 + (i * width), mountain.pos_y - 92,
                mountain.pos_x - 135 + (i * width), mountain.pos_y - 69);
        line(mountain.pos_x - 87 + (i * width), mountain.pos_y - 82,
                mountain.pos_x - 96 + (i * width), mountain.pos_y - 58);
        line(mountain.pos_x - 46 + (i * width), mountain.pos_y - 72,
                mountain.pos_x - 57 + (i * width), mountain.pos_y - 47);
        line(mountain.pos_x - 1 + (i * width), mountain.pos_y - 60,
                mountain.pos_x - 8 + (i * width), mountain.pos_y - 34);
        line(mountain.pos_x - 93 + (i * width), mountain.pos_y - 110,
                mountain.pos_x - 104 + (i * width), mountain.pos_y - 88);
        line(mountain.pos_x - 58 + (i * width), mountain.pos_y - 103,
                mountain.pos_x - 69 + (i * width), mountain.pos_y - 79);
        line(mountain.pos_x - 16 + (i * width), mountain.pos_y - 93,
                mountain.pos_x - 27 + (i * width), mountain.pos_y - 68);
        line(mountain.pos_x - 69 + (i * width), mountain.pos_y - 127,
                mountain.pos_x - 78 + (i * width), mountain.pos_y - 107);
        line(mountain.pos_x - 28 + (i * width), mountain.pos_y - 121,
                mountain.pos_x - 37 + (i * width), mountain.pos_y - 98);
        line(mountain.pos_x - 40 + (i * width), mountain.pos_y - 149,
                mountain.pos_x - 50 + (i * width), mountain.pos_y - 124);
        line(mountain.pos_x - 3 + (i * width), mountain.pos_y - 143,
                mountain.pos_x - 13 + (i * width), mountain.pos_y - 118);
        line(mountain.pos_x - 16 + (i * width), mountain.pos_y - 174,
                mountain.pos_x - 28 + (i * width), mountain.pos_y - 148);

        line(mountain.pos_x + 65 + (i * width), mountain.pos_y - 74,
                mountain.pos_x + 58 + (i * width), mountain.pos_y - 94);
        line(mountain.pos_x + 45 + (i * width), mountain.pos_y - 51,
                mountain.pos_x + 37 + (i * width), mountain.pos_y - 70);
        line(mountain.pos_x + 24 + (i * width), mountain.pos_y - 30,
                mountain.pos_x + 18 + (i * width), mountain.pos_y - 51);
        line(mountain.pos_x + 16 + (i * width), mountain.pos_y - 79,
                mountain.pos_x + 25 + (i * width), mountain.pos_y - 59);
        line(mountain.pos_x + 47 + (i * width), mountain.pos_y - 82,
                mountain.pos_x + 40 + (i * width), mountain.pos_y - 102);
        line(mountain.pos_x + 17 + (i * width), mountain.pos_y - 108,
                mountain.pos_x + 27 + (i * width), mountain.pos_y - 90);
        line(mountain.pos_x + 49 + (i * width), mountain.pos_y - 112,
                mountain.pos_x + 40 + (i * width), mountain.pos_y - 129);
        line(mountain.pos_x - 1 + (i * width), mountain.pos_y - 115,
                mountain.pos_x + 7 + (i * width), mountain.pos_y - 97);
        line(mountain.pos_x + 19 + (i * width), mountain.pos_y - 136,
                mountain.pos_x + 30 + (i * width), mountain.pos_y - 120);
        line(mountain.pos_x + 4 + (i * width), mountain.pos_y - 147,
                mountain.pos_x + 13 + (i * width), mountain.pos_y - 130);
        line(mountain.pos_x + 21 + (i * width), mountain.pos_y - 163,
                mountain.pos_x + 30 + (i * width), mountain.pos_y - 146);
        line(mountain.pos_x + 6 + (i * width), mountain.pos_y - 178,
                mountain.pos_x + 13 + (i * width), mountain.pos_y - 157);
    }
}

function draw_clouds()
{
    //---Clouds
    for( let i = 0 ; i < cloud.length ; i++ )
    {
        noStroke();
        fill(cloud[i].color);

        ellipse(cloud[i].pos_x, 
                cloud[i].pos_y,
                cloud[i].d);
        ellipse(cloud[i].pos_x - cloud[i].d/2, 
                cloud[i].pos_y,
                cloud[i].d * 0.7 );
        ellipse(cloud[i].pos_x + cloud[i].d/2, 
                cloud[i].pos_y,
                cloud[i].d * 0.7);
        ellipse(cloud[i].pos_x - 150,
                cloud[i].pos_y + 20,
                cloud[i].d * 1.15);
        ellipse(cloud[i].pos_x - cloud[i].d/2 - 150,
                cloud[i].pos_y + 20,
                cloud[i].d * 0.7 * 1.15);
        ellipse(cloud[i].pos_x + cloud[i].d/2 - 150,
                cloud[i].pos_y + 20,
                cloud[i].d * 0.7 * 1.15);

        //---Clouds_movement
        if (cloud[i].pos_x > levelWidth)
        {
            cloud[i].pos_x = - 600;
        }
        else 
        {
            cloud[i].pos_x += 1
        }
    }
}

function draw_ground()
{
    strokeWeight(3);
    stroke(0);
    fill(bg.col_stone);
    
    for (let i = 0 ; i < 50 ; i++ )
    {
        beginShape(QUAD_STRIP);
            vertex(i * 100, floorPos_y);
            vertex(i * 100, height);
            vertex((i + 1) * 100, floorPos_y);
            vertex((i + 1) * 100, height);
        endShape();
    }
}

function draw_trees()
{
    for( let i = 0 ; i < treePos_X.length ; i++ )
    {
    
        //---Column#1_Center(BigTree)---
        stroke(0);
        strokeWeight(2);
        fill('Purple');
        
        beginShape();
        vertex(treePos_X[i] - 30, treePos_y);
        vertex(treePos_X[i] - 30, treePos_y - 10);
        vertex(treePos_X[i] + 30, treePos_y - 10);
        vertex(treePos_X[i] + 30, treePos_y);
        endShape(CLOSE);

        fill('white');
        beginShape();
        vertex(treePos_X[i] - 30, treePos_y - 10);
        vertex(treePos_X[i] - 15, treePos_y - 30);
        vertex(treePos_X[i] - 15, treePos_y - 80);
        vertex(treePos_X[i] + 15, treePos_y - 80);
        vertex(treePos_X[i] + 15, treePos_y - 30);
        vertex(treePos_X[i] + 30, treePos_y - 10);
        endShape(CLOSE);

        fill('Cyan');
        beginShape();
        vertex(treePos_X[i] - 15, treePos_y - 80);
        vertex(treePos_X[i] - 15, treePos_y - 100);
        vertex(treePos_X[i] + 15, treePos_y - 100);
        vertex(treePos_X[i] + 15, treePos_y - 80);
        endShape(CLOSE);

        fill('White');
        beginShape();
        vertex(treePos_X[i] - 15, treePos_y - 100);
        vertex(treePos_X[i] - 15, treePos_y - 120);
        vertex(treePos_X[i] + 15, treePos_y - 120);
        vertex(treePos_X[i] + 15, treePos_y - 100);
        endShape(CLOSE);

        fill('Blue');
        beginShape();
        vertex(treePos_X[i] - 15, treePos_y - 120);
        vertex(treePos_X[i] - 15, treePos_y - 140);
        vertex(treePos_X[i] + 15, treePos_y - 140);
        vertex(treePos_X[i] + 15, treePos_y - 120);
        endShape(CLOSE);

        fill('Crimson');
        beginShape();
        vertex(treePos_X[i] - 15, treePos_y - 140);
        vertex(treePos_X[i] - 25, treePos_y - 150);
        vertex(treePos_X[i] + 25, treePos_y - 150);
        vertex(treePos_X[i] + 15, treePos_y - 140);
        endShape(CLOSE);

        fill('White');
        beginShape();
        vertex(treePos_X[i] - 15, treePos_y - 150);
        vertex(treePos_X[i] - 25, treePos_y - 160);
        vertex(treePos_X[i] + 25, treePos_y - 160);
        vertex(treePos_X[i] + 15, treePos_y - 150);
        endShape(CLOSE);

        fill(char.col_accessories);
        beginShape();
        vertex(treePos_X[i] - 25, treePos_y - 160);
        vertex(treePos_X[i] - 30, treePos_y - 200);
        vertex(treePos_X[i] + 30, treePos_y - 200);
        vertex(treePos_X[i] + 25, treePos_y - 160);
        endShape(CLOSE);

        //---Column#2_Left(SmallTree)---
        stroke(0);
        strokeWeight(2);
        fill('Purple');

        beginShape();
        vertex(treePos_X[i] - 80 - 30, treePos_y);
        vertex(treePos_X[i] - 80 - 30, treePos_y - 10);
        vertex(treePos_X[i] - 80 + 30, treePos_y - 10);
        vertex(treePos_X[i] - 80 + 30, treePos_y);
        endShape(CLOSE);

        fill('White');
        beginShape();
        vertex(treePos_X[i] - 80 - 30, treePos_y - 10);
        vertex(treePos_X[i] - 80 - 15, treePos_y - 30);
        vertex(treePos_X[i] - 80 - 15, treePos_y - 60);
        vertex(treePos_X[i] - 80 + 15, treePos_y - 60);
        vertex(treePos_X[i] - 80 + 15, treePos_y - 30);
        vertex(treePos_X[i] - 80 + 30, treePos_y - 10);
        endShape(CLOSE);

        fill('Cyan');
        beginShape();
        vertex(treePos_X[i] - 80 - 15, treePos_y - 60);
        vertex(treePos_X[i] - 80 - 15, treePos_y - 80);
        vertex(treePos_X[i] - 80 + 15, treePos_y - 80);
        vertex(treePos_X[i] - 80 + 15, treePos_y - 60);
        endShape(CLOSE);

        fill('Blue');
        beginShape();
        vertex(treePos_X[i] - 80 - 15, treePos_y - 80);
        vertex(treePos_X[i] - 80 - 15, treePos_y - 100);
        vertex(treePos_X[i] - 80 + 15, treePos_y - 100);
        vertex(treePos_X[i] - 80 + 15, treePos_y - 80);
        endShape(CLOSE);

        fill('Crimson');
        beginShape();
        vertex(treePos_X[i] - 80 - 15, treePos_y - 100);
        vertex(treePos_X[i] - 80 - 25, treePos_y - 110);
        vertex(treePos_X[i] - 80 + 25, treePos_y - 110);
        vertex(treePos_X[i] - 80 + 15, treePos_y - 100);
        endShape(CLOSE);

        fill('White');
        beginShape();
        vertex(treePos_X[i] - 80 - 15, treePos_y - 110);
        vertex(treePos_X[i] - 80 - 25, treePos_y - 130);
        vertex(treePos_X[i] - 80 + 25, treePos_y - 130);
        vertex(treePos_X[i] - 80 + 15, treePos_y - 110);
        endShape(CLOSE);

        fill(char.col_accessories);
        beginShape();
        vertex(treePos_X[i] - 80 - 25, treePos_y - 130);
        vertex(treePos_X[i] - 80 - 30, treePos_y - 160);
        vertex(treePos_X[i] - 80 + 30, treePos_y - 160);
        vertex(treePos_X[i] - 80 + 25, treePos_y - 130);
        endShape(CLOSE);

        //---Column#3_Right(SmallTree)---
        stroke(0);
        strokeWeight(2);
        fill('Purple');

        beginShape();
        vertex(treePos_X[i] + 80 - 30, treePos_y);
        vertex(treePos_X[i] + 80 - 30, treePos_y - 10);
        vertex(treePos_X[i] + 80 + 30, treePos_y - 10);
        vertex(treePos_X[i] + 80 + 30, treePos_y);
        endShape(CLOSE);

        fill('White');
        beginShape();
        vertex(treePos_X[i] + 80 - 30, treePos_y - 10);
        vertex(treePos_X[i] + 80 - 15, treePos_y - 30);
        vertex(treePos_X[i] + 80 - 15, treePos_y - 60);
        vertex(treePos_X[i] + 80 + 15, treePos_y - 60);
        vertex(treePos_X[i] + 80 + 15, treePos_y - 30);
        vertex(treePos_X[i] + 80 + 30, treePos_y - 10);
        endShape(CLOSE);

        fill('Cyan');
        beginShape();
        vertex(treePos_X[i] + 80 - 15, treePos_y - 60);
        vertex(treePos_X[i] + 80 - 15, treePos_y - 80);
        vertex(treePos_X[i] + 80 + 15, treePos_y - 80);
        vertex(treePos_X[i] + 80 + 15, treePos_y - 60);
        endShape(CLOSE);

        fill('Blue');
        beginShape();
        vertex(treePos_X[i] + 80 - 15, treePos_y - 80);
        vertex(treePos_X[i] + 80 - 15, treePos_y - 100);
        vertex(treePos_X[i] + 80 + 15, treePos_y - 100);
        vertex(treePos_X[i] + 80 + 15, treePos_y - 80);
        endShape(CLOSE);

        fill('Crimson');
        beginShape();
        vertex(treePos_X[i] + 80 - 15, treePos_y - 100);
        vertex(treePos_X[i] + 80 - 25, treePos_y - 110);
        vertex(treePos_X[i] + 80 + 25, treePos_y - 110);
        vertex(treePos_X[i] + 80 + 15, treePos_y - 100);
        endShape(CLOSE);

        fill('White');
        beginShape();
        vertex(treePos_X[i] + 80 - 15, treePos_y - 110);
        vertex(treePos_X[i] + 80 - 25, treePos_y - 130);
        vertex(treePos_X[i] + 80 + 25, treePos_y - 130);
        vertex(treePos_X[i] + 80 + 15, treePos_y - 110);
        endShape(CLOSE);

        fill(char.col_accessories);
        beginShape();
        vertex(treePos_X[i] + 80 - 25, treePos_y - 130);
        vertex(treePos_X[i] + 80 - 30, treePos_y - 160);
        vertex(treePos_X[i] + 80 + 30, treePos_y - 160);
        vertex(treePos_X[i] + 80 + 25, treePos_y - 130);
        endShape(CLOSE);
    
    }
}

function draw_canyons(t_canyon)
{
        //---Crane---
        noFill();
        stroke(bg.col_brown);
        strokeWeight(10);
        beginShape();
            vertex(t_canyon.pos_x - 10, t_canyon.pos_y);
            vertex(t_canyon.pos_x + t_canyon.width / 2, 25);
            vertex(t_canyon.pos_x + t_canyon.width + 10, t_canyon.pos_y);
        endShape();

        stroke(0);
        strokeWeight(3);
        triangle(t_canyon.pos_x, 50, 
                    t_canyon.pos_x + t_canyon.width / 2, 25,
                        t_canyon.pos_x + t_canyon.width, 50);

        fill(bg.col_stone);
        rect(t_canyon.pos_x, 50, t_canyon.width, height - floorPos_y);

        //---PIT---
        fill(bg.col_sand_light);
        noStroke();
        rect(t_canyon.pos_x, t_canyon.pos_y - 3 , t_canyon.width, height - floorPos_y + 3);
    
    
                                // Canyon type - 2
//    //---POOL---
//    //push();
//    
//        //---Crocodile---
//        fill(bg.col_green);
//        beginShape();
//        vertex(canyon[i].pos_x + canyon[i].width / 2 - 30, canyon[i].pos_y);
//        vertex(canyon[i].pos_x + canyon[i].width / 2 - 30, canyon[i].pos_y - 3);
//        vertex(canyon[i].pos_x + canyon[i].width / 2 - 10, canyon[i].pos_y - 3);
//        vertex(canyon[i].pos_x + canyon[i].width / 2 - 10, canyon[i].pos_y - 5);
//        vertex(canyon[i].pos_x + canyon[i].width / 2, canyon[i].pos_y - 5);
//        vertex(canyon[i].pos_x + canyon[i].width / 2, canyon[i].pos_y - 3);
//        vertex(canyon[i].pos_x + canyon[i].width / 2 + 33, canyon[i].pos_y - 2);
//        vertex(canyon[i].pos_x + canyon[i].width / 2 + 40, canyon[i].pos_y);
//        endShape();
//    
//        //---Water---
//        fill(bg.col_blue);
//        rect(canyon[i].pos_x, canyon[i].pos_y , canyon[i].width2, 200);
//
//        fill(char.col_accessories);
//    
//        //---Bridge_Pylons---
//        rect(canyon[i].pos_x - canyon[i].br_width, canyon[i].pos_y - canyon[i].br_height,
//             canyon[i].br_width, canyon[i].br_height);
//        rect(canyon[i].pos_x + canyon[i].width2, canyon[i].pos_y - canyon[i].br_height,
//             canyon[i].br_width, canyon[i].br_height);
//
//        //---Destroyed_Bridge---
//        line(canyon[i].pos_x, canyon[i].pos_y - canyon[i].br_height, 
//              canyon[i].pos_x + canyon[i].br_width, canyon[i].pos_y - canyon[i].br_width);
//        fill(bg.col_sand_dark);
//        rect(canyon[i].pos_x, canyon[i].pos_y - canyon[i].br_width, 
//              canyon[i].br_width, canyon[i].width2);
//
//    //pop();
//    
}

function draw_collectables(t_collectable)
{
        stroke(0);
        if (t_collectable.isFound == false){

        fill(char.col_accessories);
        beginShape(TRIANGLES);
        vertex(t_collectable.pos_x - t_collectable.size / 10, t_collectable.pos_y);
        vertex(t_collectable.pos_x + t_collectable.size / 10, t_collectable.pos_y);
        vertex(t_collectable.pos_x, t_collectable.pos_y - t_collectable.size / 2);
        vertex(t_collectable.pos_x,
               t_collectable.pos_y - t_collectable.size / 2);
        vertex(t_collectable.pos_x + t_collectable.size / 4,
               t_collectable.pos_y - t_collectable.size / 3);
        vertex(t_collectable.pos_x + t_collectable.size / 4,
               t_collectable.pos_y - t_collectable.size / 2);
        vertex(t_collectable.pos_x,
               t_collectable.pos_y - t_collectable.size / 2);
        vertex(t_collectable.pos_x - t_collectable.size / 4,
               t_collectable.pos_y - t_collectable.size / 3);
        vertex(t_collectable.pos_x - t_collectable.size / 4,
               t_collectable.pos_y - t_collectable.size / 2);
        vertex(t_collectable.pos_x,
               t_collectable.pos_y - t_collectable.size / 3);
        vertex(t_collectable.pos_x - t_collectable.size / 4,
               t_collectable.pos_y - t_collectable.size / 1.05);
        vertex(t_collectable.pos_x + t_collectable.size / 4,
               t_collectable.pos_y - t_collectable.size / 1.05);
        endShape(CLOSE);

        fill('Crimson')
        beginShape();
        vertex(t_collectable.pos_x,
               t_collectable.pos_y - t_collectable.size / 1.8);
        vertex(t_collectable.pos_x - t_collectable.size / 9,
               t_collectable.pos_y - t_collectable.size / 1.2);
        vertex(t_collectable.pos_x + t_collectable.size / 9,
               t_collectable.pos_y - t_collectable.size / 1.2);
        endShape(CLOSE);
        }
        
        //---Postament
        fill(bg.col_stone);
        beginShape();
            vertex(t_collectable.pos_x - 15, floorPos_y);
            vertex(t_collectable.pos_x - 15, floorPos_y - 15);
            vertex(t_collectable.pos_x + 15, floorPos_y - 15);
            vertex(t_collectable.pos_x + 15, floorPos_y);
        endShape(CLOSE);

        fill('Crimson')
        beginShape();
            vertex(t_collectable.pos_x - 15, floorPos_y - 15);
            vertex(t_collectable.pos_x - 25, floorPos_y - 30);
            vertex(t_collectable.pos_x + 25, floorPos_y - 30);
            vertex(t_collectable.pos_x + 15, floorPos_y - 15);
        endShape(CLOSE);
    
}

function draw_entrance()
{
    fill(bg.col_stone);
    rect(0, floorPos_y - 100, 20, 100);
}

function draw_entranceEnter()
{
    push();
    translate(scrollPos, 0);    
    fill(0);
    quad(0, floorPos_y + 10, 
         0, floorPos_y - 80,
         15, floorPos_y - 90,
         15, floorPos_y);
    pop(); 
}


                                    //---Interactions---

function check_canyons(t_canyon)
{
    if ((isPlummeting == false) && 
            (gameCharAbs_x - 7 >= t_canyon.pos_x)&&(gameCharAbs_x + 7 <= t_canyon.pos_x + t_canyon.width))
        {
            isPlummeting = true;
        }
}

function borders_canyons(t_canyon)
{
    if ((gameChar_y > floorPos_y) && 
            (gameCharAbs_x <= t_canyon.pos_x + t_canyon.width) && 
                (gameCharAbs_x >= t_canyon.pos_x))
        {
            if (gameCharAbs_x + 24 > t_canyon.pos_x + t_canyon.width)
            {
                gameCharAbs_x = t_canyon.pos_x + t_canyon.width - 24;
            }
            else if (gameCharAbs_x - 24 < t_canyon.pos_x)
            {
                gameCharAbs_x = t_canyon.pos_x + 24;
            }
        }
}

function check_collectables(t_collectable)
{
    if (dist(gameCharAbs_x, gameChar_y, t_collectable.pos_x, t_collectable.pos_y + 30) <= 25){
        t_collectable.isFound = true;
    }
}


                                    //---Movements---

function movement_horizontal()
{
    //---Move_To_Left---
    
if (isLeft == true){

    if (isFalling == true)
    {
        if (gameCharAbs_x > 20)
        {
            gameCharAbs_x -= max(4, 6 - Math.pow(gravity,1.001));}
    }
    else
    {
        gameCharAbs_x = max(-10 ,gameCharAbs_x - 5);
    }    
    if ((gameCharAbs_x + scrollPos < 0.3 * width) && gameCharAbs_x > 0.3 * width)
    {
        scrollPos += 5;
    }   
}
    
    //---Move_To_Right---
    
else if (isRight == true){  
    if (isFalling == true){
        gameCharAbs_x += max(4, 6 - Math.pow(gravity,1.001));
    }
    else
    {
        gameCharAbs_x = min(levelWidth, gameCharAbs_x + 5);
    }
    if ((gameCharAbs_x + scrollPos > 0.7 * width) && (gameCharAbs_x  < levelWidth - 0.3 * width))
        {
            scrollPos -= 5;
        }
    }
}

function movement_vertical()
{
    
    //---Gravity---   
    
    if ((gameChar_y < floorPos_y) || (isPlummeting == true))
    {
        if((gameChar_y + gameChar_verSpeed) < max(floorPos_y, isPlummeting * height))
        {
            isFalling = true;
            gameChar_y += gameChar_verSpeed;
            gameChar_verSpeed = gameChar_verSpeed + Math.pow(gravity,1.001);
        }
        else
        {
            gameChar_y = max(floorPos_y, isPlummeting * height);
        }
    }
    
    //---Stop_Falling---
    
    else if (gameChar_y = floorPos_y)
    {
        isFalling = false;
    }
}
